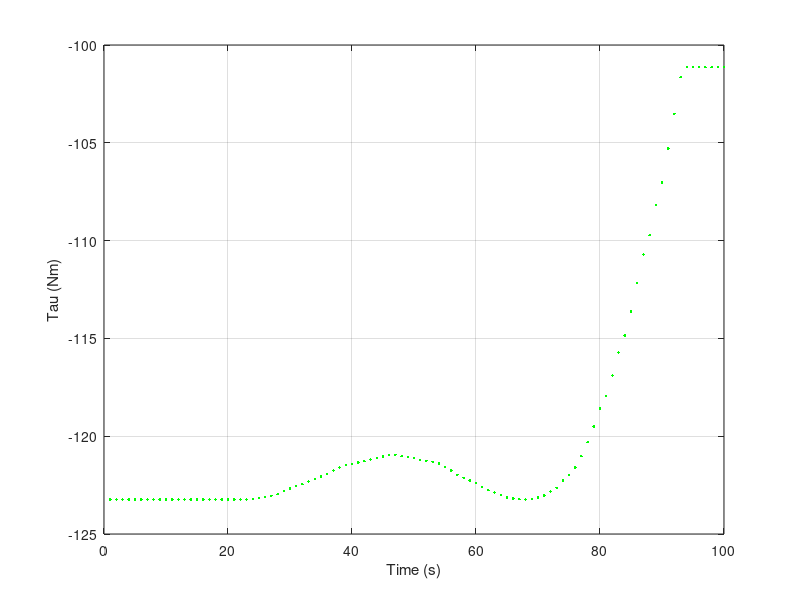

Write MATLAB code to recreate this figure.
%% TAO TAP HOP CAC DIEM QUY DAO MO PHONG
% syms l1 l2 l3 l4 l5 lc1 lc2 lc3 lc4 lc5
% syms t1 t2 t3 t4 t5
% syms Ixx1 Iyy1 Iyy2 Iyy3 Iyy4 Iyy5 Izz5
% syms m1 m2 m3 m4 m5

Ixx1 = 4.61147
Iyy1 = 29.9920
Iyy2 = 8.03322
Iyy3 = 16.04504
Iyy4 = 0.06328
Iyy5 = 0.24861 
Izz5 = 0.14388 

m1 = 27.5 %kg
m2 = 24.0
m3 = 25.0
m4 = 3.0
m5 = 15.0

l1 = 0.690 %m
l2 = 0.440
l3 = 0.500
l4 = 0.0
l5 = 0.230

lc1 = 0.660 %m
lc2 = 0.255
lc3 = 0.143
lc4 = 0.6
lc5 = 0.143

data = csvread('data_robot_tinh_toan.csv', 0, 1); % 'file.csv' là tên tệp CSV, 0 là số dòng bắt đầu (0 nếu không có dòng tiêu đ�?), 1 là số cột (cột thứ 2)

t1_array = data(:, 2)
t2_array = data(:, 3)
t3_array = data(:, 4)
t4_array = data(:, 5)
t5_array = data(:, 6)

t1_d_array = data(:, 8)
t2_d_array = data(:, 9)
t3_d_array = data(:, 10)
t4_d_array = data(:, 11)

t1 = 0 %rad
t2 = 0
t3 = 0
t4 = - pi / 2
t5 = 0

for i = 1:1:100

     t1 = t1_array(i) * pi / 180 %rad
     t2 = t2_array(i) * pi / 180
     t3 = t3_array(i) * pi / 180
     t4 = t4_array(i) * pi / 180
     t5 = t5_array(i) * pi / 180

     t1_d = t1_d_array(i) * pi / 180;
     t2_d = t2_d_array(i) * pi / 180;
     t3_d = t3_d_array(i) * pi / 180;
     t4_d = t4_d_array(i) * pi / 180;
     t5_d = 0;

     % TAO MA TRAN GIA TOC
     t1_dd = 0;
     t2_dd = 0;
     t3_dd = 0;
     t4_dd = 0;
     t5_dd = 0;

     q_dd = [t1_dd ; t2_dd ; t3_dd ; t4_dd ; t5_dd];

     %% RUT GON KET QUA BIEU THUC G
     G1 = 0
     G2 = (49*m4*(l3*cos(t2 + t3) + l2*cos(t2)))/5 + (49*m5*(l3*cos(t2 + t3) + l2*cos(t2)))/5 + (49*m3*(lc3*cos(t2 + t3) + l2*cos(t2)))/5 + (49*lc2*m2*cos(t2))/5
     G3 = (49*l3*m4*cos(t2 + t3))/5 + (49*l3*m5*cos(t2 + t3))/5 + (49*lc3*m3*cos(t2 + t3))/5
     G4 = 0
     G5 = 0

     G = [G1; G2; G3; G4; G5;]

     %% RUT GON KET QUA BIEU THUC D
     D11 = Iyy1 + Izz5 + Iyy2*cos(t2)*cos(t2) + Iyy3*cos(t2 + t3)*cos(t2 + t3) ...
     + m4*cos(t1)*cos(t1)*(cos(t2)*l2 + cos(t2 + t3)*...
     (l3))*(l3*cos(t2 + t3) + l2*cos(t2)) + m5*cos(t1)*cos(t1)*(cos(t2)*...
     (l2) + cos(t2 + t3)*l3)*(l3*cos(t2 + t3) + l2*cos(t2)) + m3*cos...
     (t1)*cos(t1)*(cos(t2)*l2 + cos(t2 + t3)*lc2)*...
     (lc3*cos(t2 + t3) + l2*cos(t2)) + m4*sin(t1)*sin(t1)*(cos(t2)*l2 + ...
     cos(t2 + t3)*l3)*(l3*cos(t2 + t3) + l2*cos(t2)) + m5*sin(t1)...
     *sin(t1)*(cos(t2)*l2 + cos(t2 + t3)*l3)*(l3*cos(t2 + ...
     t3) + l2*cos(t2)) + m3*sin(t1)*sin(t1)*(cos(t2)*l2 + cos(t2 + ...
     t3)*lc2)*(lc3*cos(t2 + t3) + l2*cos(t2)) + lc2*m2*cos(t1)*cos(...
     (t2))*lc2*cos(t1)*cos(t2) + lc2*m2*cos(t2)*sin(t1)*lc2*cos...
     (t2)*sin(t1)

     D12 = Iyy2*sin(t1)*sin(t2)*cos(t1)*cos(t2) - Iyy2*cos(t1)*sin(t2)...
     *cos(t2)*sin(t1) - m4*cos(t1)*sin(t1)*(cos(t2)*l2 + cos(t2 + ...
     t3)*l3)*(l3*sin(t2 + t3) + l2*sin(t2)) + m4*sin(t1)*cos(t1)*(cos...
     (t2)*l2 + cos(t2 + t3)*l3)*(l3*sin(t2 + t3) + l2*sin...
     (t2)) - m5*cos(t1)*sin(t1)*(cos(t2)*l2 + cos(t2 + t3)...
     *l3)*(l3*sin(t2 + t3) + l2*sin(t2)) + m5*sin(t1)*cos(t1)*(cos(t2)...
     *l2 + cos(t2 + t3)*l3)*(l3*sin(t2 + t3) + l2*sin(t2)) - ...
     m3*cos(t1)*sin(t1)*(cos(t2)*l2 + cos(t2 + t3)*...
     (lc3))*(lc3*sin(t2 + t3) + l2*sin(t2)) + m3*sin(t1)*cos(t1)*(cos(t2)*...
     (l2) + cos(t2 + t3)*lc2)*(lc3*sin(t2 + t3) + l2*sin(t2)) - Iyy3*cos...
     (t1)*sin(t2 + t3)*cos(t2 + t3)*sin(t1) + Iyy3*sin(t1)*sin...
     (t2 + t3)*cos(t2 + t3)*cos(t1) - lc2*m2*cos(t1)*cos(t2)*...
     (lc2)*sin(t1)*sin(t2) + lc2*m2*cos(t2)*sin(t1)*lc2*cos(t1)*sin(t2)

     D13 = Iyy3*sin(t1)*sin(t2 + t3)*cos(t2 + t3)*cos(t1) - Iyy3*cos(t1)...
     *sin(t2 + t3)*cos(t2 + t3)*sin(t1) - l3*m4*cos(t1)*sin(t2 + t3)*sin...
     (t1)*(cos(t2)*l2 + cos(t2 + t3)*l3) + l3*m4*sin(...
     (t1))*sin(t2 + t3)*cos(t1)*(cos(t2)*l2 + cos(t2 + t3)*...
     (l3)) - l3*m5*cos(t1)*sin(t2 + t3)*sin(t1)*(cos(t2)*l2 + cos(...
     (t2) + t3)*l3) + l3*m5*sin(t1)*sin(t2 + t3)*cos(t1)*(cos(t2)...
     *l2 + cos(t2 + t3)*l3) - lc3*m3*cos(t1)*sin(t2 + t3)...
     *sin(t1)*(cos(t2)*l2 + cos(t2 + t3)*lc2) + lc3*m3*sin...
     (t1)*sin(t2 + t3)*cos(t1)*(cos(t2)*l2 + cos(t2 + t3)...
     *lc2)

     D14 = 0

     D15 = -Izz5

     D21 = Iyy2*cos(t2)*(cos(t1)*sin(t1)*sin(t2) - sin(t1)*cos(t1)*sin(t2)) + ...
     Iyy3*cos(t2 + t3)*(cos(t1)*sin(t2 + t3)*sin(t1) - sin(t1)*sin...
     (t2 + t3)*cos(t1)) + m4*cos(t1)*sin(t1)*(l3*cos(t2 + t3) + l2*cos(t2))*(sin...
     (t2)*l2 + sin(t2 + t3)*l3) - m4*sin(t1)*cos(t1)*...
     (l3*cos(t2 + t3) + l2*cos(t2))*(sin(t2)*l2 + sin(t2 + t3)...
     *l3) + m5*cos(t1)*sin(t1)*(l3*cos(t2 + t3) + l2*cos(t2))*(sin(t2)...
     *l2 + sin(t2 + t3)*l3) - m5*sin(t1)*cos(t1)*(l3*cos(t2 ...
     + t3) + l2*cos(t2))*(sin(t2)*l2 + sin(t2 + t3)*l3) + ...
     m3*cos(t1)*sin(t1)*(lc3*cos(t2 + t3) + l2*cos(t2))*(sin(t2)*l2 + ...
     sin(t2 + t3)*lc2) - m3*sin(t1)*cos(t1)*(lc3*cos(t2 + t3) + ...
     l2*cos(t2))*(sin(t2)*l2 + sin(t2 + t3)*lc2) + ...
     lc2*m2*cos(t1)*sin(t2)*lc2*cos(t2)*sin(t1) - lc2*m2*sin(t1)...
     *sin(t2)*lc2*cos(t1)*cos(t2)

     D22 = sin(t1)*(Iyy5*(cos(t1)*cos(t5) + sin(t1)*sin(t5))*(cos(...
     (t1))*(cos(t1)*sin(t5) - cos(t5)*sin(t1)) + sin(t1)*(cos(t1)*cos(t5) + sin(t1)...
     *sin(t5))) - Iyy5*(cos(t1)*sin(t5) - cos(t5)*sin(t1))*(cos...
     (t1)*(cos(t1)*cos(t5) + sin(t1)*sin(t5)) - sin(t1)*(cos(t1)*sin(t5) - cos...
     (t5)*sin(t1)))) + cos(t1)*(Iyy3*cos(t1)*(cos(t1)*cos(t1) + sin(t1)...
     *sin(t1)) + Iyy3*sin(t1)*sin(t2 + t3)*(cos(t1)*sin(t2 + t3)...
     *sin(t1) - sin(t1)*sin(t2 + t3)*cos(t1))) + cos(t1)*(Iyy4*cos(t1)*(cos...
     (t1)*cos(t1) + sin(t1)*sin(t1)) + Iyy4*sin(t1)*(cos(t1)*sin...
     (t1) - sin(t1)*cos(t1))) + sin(t1)*(Iyy3*sin(t1)*(cos(t1)*cos(t1) + ...
     sin(t1)*sin(t1)) - Iyy3*cos(t1)*sin(t2 + t3)*(cos(t1)...
     *sin(t2 + t3)*sin(t1) - sin(t1)*sin(t2 + t3)*cos(t1))) - sin(t1)*(Iyy4*cos(...
     (t1))*(cos(t1)*sin(t1) - sin(t1)*cos(t1)) - Iyy4*sin(t1)*(cos(...
     (t1))*cos(t1) + sin(t1)*sin(t1))) + cos(t1)*(Iyy2*cos(t1)*(cos(t1)...
     *cos(t1) + sin(t1)*sin(t1)) + Iyy2*sin(t1)*sin(t2)*(cos(t1)...
     *sin(t1)*sin(t2) - sin(t1)*cos(t1)*sin(t2))) + sin(t1)*(Iyy2*sin(t1)*(cos...
     (t1)*cos(t1) + sin(t1)*sin(t1)) - Iyy2*cos(t1)*sin(t2)*(cos...
     (t1)*sin(t1)*sin(t2) - sin(t1)*cos(t1)*sin(t2))) + cos(t1)*(Iyy5*(cos...
     (t1)*cos(t5) + sin(t1)*sin(t5))*(cos(t1)*(cos(t1)*cos...
     (t5) + sin(t1)*sin(t5)) - sin(t1)*(cos(t1)*sin(t5) - cos(t5)*sin(t1))) + Iyy5*...
     (cos(t1)*sin(t5) - cos(t5)*sin(t1))*(cos(t1)*(cos(t1)...
     *sin(t5) - cos(t5)*sin(t1)) + sin(t1)*(cos(t1)*cos(t5) + sin(t1)*sin(t5)))) + ...
     m4*(cos(t2)*l2 + cos(t2 + t3)*l3)*(l3*cos(t2 + t3) + ...
     l2*cos(t2)) + m5*(cos(t2)*l2 + cos(t2 + t3)*l3)*(l3*cos...
     (t2 + t3) + l2*cos(t2)) + m3*(cos(t2)*l2 + cos(t2 + t3)*...
     (lc3))*(lc3*cos(t2 + t3) + l2*cos(t2)) + m4*cos(t1)*cos(t1)*(sin(t2)*...
     (l2) + sin(t2 + t3)*l3)*(l3*sin(t2 + t3) + l2*sin(t2)) + m5*cos...
     (t1)*cos(t1)*(sin(t2)*l2 + sin(t2 + t3)*l3)*...
     (l3*sin(t2 + t3) + l2*sin(t2)) + m3*cos(t1)*cos(t1)*(sin(t2)*l2 + ...
     sin(t2 + t3)*lc2)*(lc3*sin(t2 + t3) + l2*sin(t2)) + lc2*m2*cos(...
     (t2))*lc2*cos(t2) + m4*sin(t1)*sin(t1)*(sin(t2)*l2 + sin(...
     (t2) + t3)*l3)*(l3*sin(t2 + t3) + l2*sin(t2)) + m5*sin(t1)*sin(t1)*...
     (sin(t2)*l2 + sin(t2 + t3)*l3)*(l3*sin(t2 + t3) + ...
     l2*sin(t2)) + m3*sin(t1)*sin(t1)*(sin(t2)*l2 + sin(t2 + ...
     (t3))*lc2)*(lc3*sin(t2 + t3) + l2*sin(t2)) + lc2*m2*cos(t1)*sin(t2)...
     *lc2*cos(t1)*sin(t2) + lc2*m2*sin(t1)*sin(t2)*lc2*sin(t1)*sin...
     (t2)

     D23 = sin(t1)*(Iyy5*(cos(t1)*cos(t5) + sin(t1)*sin(t5))*(cos(...
     (t1))*(cos(t1)*sin(t5) - cos(t5)*sin(t1)) + sin(t1)*(cos(t1)*cos(t5) + sin(t1)...
     *sin(t5))) - Iyy5*(cos(t1)*sin(t5) - cos(t5)*sin(t1))*(cos...
     (t1)*(cos(t1)*cos(t5) + sin(t1)*sin(t5)) - sin(t1)*(cos(t1)*sin(t5) - cos...
     (t5)*sin(t1)))) + cos(t1)*(Iyy3*cos(t1)*(cos(t1)*cos(t1) + sin(t1)...
     *sin(t1)) + Iyy3*sin(t1)*sin(t2 + t3)*(cos(t1)*sin(t2 + t3)...
     *sin(t1) - sin(t1)*sin(t2 + t3)*cos(t1))) + cos(t1)*(Iyy4*cos(t1)*(cos...
     (t1)*cos(t1) + sin(t1)*sin(t1)) + Iyy4*sin(t1)*(cos(t1)*sin...
     (t1) - sin(t1)*cos(t1))) + sin(t1)*(Iyy3*sin(t1)*(cos(t1)*cos(t1) + ...
     sin(t1)*sin(t1)) - Iyy3*cos(t1)*sin(t2 + t3)*(cos(t1)...
     *sin(t2 + t3)*sin(t1) - sin(t1)*sin(t2 + t3)*cos(t1))) - sin(t1)*(Iyy4*cos(...
     (t1))*(cos(t1)*sin(t1) - sin(t1)*cos(t1)) - Iyy4*sin(t1)*(cos(...
     (t1))*cos(t1) + sin(t1)*sin(t1))) + cos(t1)*(Iyy5*(cos(t1)*cos(t5) ...
     + sin(t1)*sin(t5))*(cos(t1)*(cos(t1)*cos(t5) + sin(t1)*sin(t5)) - ...
     sin(t1)*(cos(t1)*sin(t5) - cos(t5)*sin(t1))) + Iyy5*(cos(t1)*sin(...
     (t5)) - cos(t5)*sin(t1))*(cos(t1)*(cos(t1)*sin(t5) - cos(t5)*sin...
     (t1)) + sin(t1)*(cos(t1)*cos(t5) + sin(t1)*sin(t5)))) + l3*m4*cos(t2 + t3)*(cos...
     (t2)*l2 + cos(t2 + t3)*l3) + l3*m5*cos(t2 + t3)*(cos...
     (t2)*l2 + cos(t2 + t3)*l3) + lc3*m3*cos(t2 + t3)*(cos...
     (t2)*l2 + cos(t2 + t3)*lc2) + l3*m4*cos(t1)*sin...
     (t2 + t3)*cos(t1)*(sin(t2)*l2 + sin(t2 + t3)*l3) + ...
     l3*m5*cos(t1)*sin(t2 + t3)*cos(t1)*(sin(t2)*l2 + sin(t2 + ...
     t3)*l3) + lc3*m3*cos(t1)*sin(t2 + t3)*cos(t1)*(sin(t2)*...
     (l2) + sin(t2 + t3)*lc2) + l3*m4*sin(t1)*sin(t2 + t3)*sin(t1)...
     *(sin(t2)*l2 + sin(t2 + t3)*l3) + l3*m5*sin(t1)...
     *sin(t2 + t3)*sin(t1)*(sin(t2)*l2 + sin(t2 + t3)*l3) + ...
     lc3*m3*sin(t1)*sin(t2 + t3)*sin(t1)*(sin(t2)*l2 + sin(t2 + ...
     t3)*lc2)

     D24 = sin(t1)*(Iyy5*(cos(t1)*cos(t5) + sin(t1)*sin(t5))*(cos(...
     (t1))*(cos(t1)*sin(t5) - cos(t5)*sin(t1)) + sin(t1)*(cos(t1)*cos(t5) + sin(t1)...
     *sin(t5))) - Iyy5*(cos(t1)*sin(t5) - cos(t5)*sin(t1))*(cos...
     (t1)*(cos(t1)*cos(t5) + sin(t1)*sin(t5)) - sin(t1)*(cos(t1)*sin(t5) - cos...
     (t5)*sin(t1)))) + cos(t1)*(Iyy4*cos(t1)*(cos(t1)*cos(t1) + sin(t1)...
     *sin(t1)) + Iyy4*sin(t1)*(cos(t1)*sin(t1) - sin(t1)*cos(t1))) - sin...
     (t1)*(Iyy4*cos(t1)*(cos(t1)*sin(t1) - sin(t1)*cos(t1)) - Iyy4*sin...
     (t1)*(cos(t1)*cos(t1) + sin(t1)*sin(t1))) + cos(t1)*(Iyy5*(cos(...
     (t1))*cos(t5) + sin(t1)*sin(t5))*(cos(t1)*(cos(t1)*cos(t5) + ...
     sin(t1)*sin(t5)) - sin(t1)*(cos(t1)*sin(t5) - cos(t5)*sin(t1))) + Iyy5*(cos...
     (t1)*sin(t5) - cos(t5)*sin(t1))*(cos(t1)*(cos(t1)*sin...
     (t5) - cos(t5)*sin(t1)) + sin(t1)*(cos(t1)*cos(t5) + sin(t1)*sin(t5))))

     D25 = 0

     D31 = Iyy3*cos(t2 + t3)*(cos(t1)*sin(t2 + t3)*sin(t1) - sin(t1)*sin...
     (t2 + t3)*cos(t1)) + m4*cos(t1)*sin(t2 + t3)*l3*sin(t1)*...
     (l3*cos(t2 + t3) + l2*cos(t2)) - m4*sin(t1)*sin(t2 + t3)*l3...
     *cos(t1)*(l3*cos(t2 + t3) + l2*cos(t2)) + m5*cos(t1)*sin(t2 + t3)...
     *l3*sin(t1)*(l3*cos(t2 + t3) + l2*cos(t2)) - m5*sin(t1)*sin(t2 + ...
     t3)*l3*cos(t1)*(l3*cos(t2 + t3) + l2*cos(t2)) + m3*cos(t1)*sin(...
     (t2) + t3)*lc2*sin(t1)*(lc3*cos(t2 + t3) + l2*cos(t2)) - m3*sin(t1)...
     *sin(t2 + t3)*lc2*cos(t1)*(lc3*cos(t2 + t3) + l2*cos(t2))

     D32 = sin(t1)*(Iyy5*(cos(t1)*cos(t5) + sin(t1)*sin(t5))*(cos(...
     (t1))*(cos(t1)*sin(t5) - cos(t5)*sin(t1)) + sin(t1)*(cos(t1)*cos(t5) + sin(t1)...
     *sin(t5))) - Iyy5*(cos(t1)*sin(t5) - cos(t5)*sin(t1))*(cos...
     (t1)*(cos(t1)*cos(t5) + sin(t1)*sin(t5)) - sin(t1)*(cos(t1)*sin(t5) - cos...
     (t5)*sin(t1)))) + cos(t1)*(Iyy3*cos(t1)*(cos(t1)*cos(t1) + sin(t1)...
     *sin(t1)) + Iyy3*sin(t1)*sin(t2 + t3)*(cos(t1)*sin(t2 + t3)...
     *sin(t1) - sin(t1)*sin(t2 + t3)*cos(t1))) + cos(t1)*(Iyy4*cos(t1)*(cos...
     (t1)*cos(t1) + sin(t1)*sin(t1)) + Iyy4*sin(t1)*(cos(t1)*sin...
     (t1) - sin(t1)*cos(t1))) + sin(t1)*(Iyy3*sin(t1)*(cos(t1)*cos(t1) + ...
     sin(t1)*sin(t1)) - Iyy3*cos(t1)*sin(t2 + t3)*(cos(t1)...
     *sin(t2 + t3)*sin(t1) - sin(t1)*sin(t2 + t3)*cos(t1))) - sin(t1)*(Iyy4*cos(...
     (t1))*(cos(t1)*sin(t1) - sin(t1)*cos(t1)) - Iyy4*sin(t1)*(cos(...
     (t1))*cos(t1) + sin(t1)*sin(t1))) + cos(t1)*(Iyy5*(cos(t1)*cos(t5) ...
     + sin(t1)*sin(t5))*(cos(t1)*(cos(t1)*cos(t5) + sin(t1)*sin(t5)) - ...
     sin(t1)*(cos(t1)*sin(t5) - cos(t5)*sin(t1))) + Iyy5*(cos(t1)*sin(...
     (t5)) - cos(t5)*sin(t1))*(cos(t1)*(cos(t1)*sin(t5) - cos(t5)*sin...
     (t1)) + sin(t1)*(cos(t1)*cos(t5) + sin(t1)*sin(t5)))) + m4*cos(t2 + ...
     (t3))*l3*(l3*cos(t2 + t3) + l2*cos(t2)) + m5*cos(t2 + t3)*l3*...
     (l3*cos(t2 + t3) + l2*cos(t2)) + m3*cos(t2 + t3)*lc2*(lc3*cos(t2 + ...
     t3) + l2*cos(t2)) + m4*cos(t1)*sin(t2 + t3)*l3*cos(t1)*...
     (l3*sin(t2 + t3) + l2*sin(t2)) + m5*cos(t1)*sin(t2 + t3)*l3...
     *cos(t1)*(l3*sin(t2 + t3) + l2*sin(t2)) + m3*cos(t1)*sin(t2 + t3)...
     *lc2*cos(t1)*(lc3*sin(t2 + t3) + l2*sin(t2)) + m4*sin(t1)*sin(t2 + ...
     t3)*l3*sin(t1)*(l3*sin(t2 + t3) + l2*sin(t2)) + m5*sin(t1)*sin(...
     (t2) + t3)*l3*sin(t1)*(l3*sin(t2 + t3) + l2*sin(t2)) + m3*sin(t1)...
     *sin(t2 + t3)*lc2*sin(t1)*(lc3*sin(t2 + t3) + l2*sin(t2))

     D33 = sin(t1)*(Iyy5*(cos(t1)*cos(t5) + sin(t1)*sin(t5))*(cos(...
     (t1))*(cos(t1)*sin(t5) - cos(t5)*sin(t1)) + sin(t1)*(cos(t1)*cos(t5) + sin(t1)...
     *sin(t5))) - Iyy5*(cos(t1)*sin(t5) - cos(t5)*sin(t1))*(cos...
     (t1)*(cos(t1)*cos(t5) + sin(t1)*sin(t5)) - sin(t1)*(cos(t1)*sin(t5) - cos...
     (t5)*sin(t1)))) + cos(t1)*(Iyy3*cos(t1)*(cos(t1)*cos(t1) + sin(t1)...
     *sin(t1)) + Iyy3*sin(t1)*sin(t2 + t3)*(cos(t1)*sin(t2 + t3)...
     *sin(t1) - sin(t1)*sin(t2 + t3)*cos(t1))) + cos(t1)*(Iyy4*cos(t1)*(cos...
     (t1)*cos(t1) + sin(t1)*sin(t1)) + Iyy4*sin(t1)*(cos(t1)*sin...
     (t1) - sin(t1)*cos(t1))) + sin(t1)*(Iyy3*sin(t1)*(cos(t1)*cos(t1) + ...
     sin(t1)*sin(t1)) - Iyy3*cos(t1)*sin(t2 + t3)*(cos(t1)...
     *sin(t2 + t3)*sin(t1) - sin(t1)*sin(t2 + t3)*cos(t1))) - sin(t1)*(Iyy4*cos(...
     (t1))*(cos(t1)*sin(t1) - sin(t1)*cos(t1)) - Iyy4*sin(t1)*(cos(...
     (t1))*cos(t1) + sin(t1)*sin(t1))) + cos(t1)*(Iyy5*(cos(t1)*cos(t5) ...
     + sin(t1)*sin(t5))*(cos(t1)*(cos(t1)*cos(t5) + sin(t1)*sin(t5)) - ...
     sin(t1)*(cos(t1)*sin(t5) - cos(t5)*sin(t1))) + Iyy5*(cos(t1)*sin(...
     (t5)) - cos(t5)*sin(t1))*(cos(t1)*(cos(t1)*sin(t5) - cos(t5)*sin...
     (t1)) + sin(t1)*(cos(t1)*cos(t5) + sin(t1)*sin(t5)))) + l3*m4*cos(t2 + ...
     t3)*cos(t2 + t3)*l3 + l3*m5*cos(t2 + t3)*cos(t2 + t3)*...
     (l3) + lc3*m3*cos(t2 + t3)*cos(t2 + t3)*lc2 + l3*m4*cos(t1)...
     *sin(t2 + t3)*sin(t2 + t3)*l3*cos(t1) + l3*m5*cos(t1)*sin...
     (t2 + t3)*sin(t2 + t3)*l3*cos(t1) + lc3*m3*cos(t1)*sin(...
     (t2) + t3)*sin(t2 + t3)*lc2*cos(t1) + l3*m4*sin(t1)*sin(t2 + ...
     t3)*sin(t2 + t3)*l3*sin(t1) + l3*m5*sin(t1)*sin(t2 + ...
     (t3))*sin(t2 + t3)*l3*sin(t1) + lc3*m3*sin(t1)*sin(t2 + t3)...
     *sin(t2 + t3)*lc2*sin(t1)

     D34 = sin(t1)*(Iyy5*(cos(t1)*cos(t5) + sin(t1)*sin(t5))*(cos(...
     (t1))*(cos(t1)*sin(t5) - cos(t5)*sin(t1)) + sin(t1)*(cos(t1)*cos(t5) + sin(t1)...
     *sin(t5))) - Iyy5*(cos(t1)*sin(t5) - cos(t5)*sin(t1))*(cos...
     (t1)*(cos(t1)*cos(t5) + sin(t1)*sin(t5)) - sin(t1)*(cos(t1)*sin(t5) - cos...
     (t5)*sin(t1)))) + cos(t1)*(Iyy4*cos(t1)*(cos(t1)*cos(t1) + sin(t1)...
     *sin(t1)) + Iyy4*sin(t1)*(cos(t1)*sin(t1) - sin(t1)*cos(t1))) - sin...
     (t1)*(Iyy4*cos(t1)*(cos(t1)*sin(t1) - sin(t1)*cos(t1)) - Iyy4*sin...
     (t1)*(cos(t1)*cos(t1) + sin(t1)*sin(t1))) + cos(t1)*(Iyy5*(cos(...
     (t1))*cos(t5) + sin(t1)*sin(t5))*(cos(t1)*(cos(t1)*cos(t5) + ...
     sin(t1)*sin(t5)) - sin(t1)*(cos(t1)*sin(t5) - cos(t5)*sin(t1))) + Iyy5*(cos...
     (t1)*sin(t5) - cos(t5)*sin(t1))*(cos(t1)*(cos(t1)*sin...
     (t5) - cos(t5)*sin(t1)) + sin(t1)*(cos(t1)*cos(t5) + sin(t1)*sin(t5))))

     D35 = 0

     D41 = 0

     D42 = sin(t1)*(Iyy5*(cos(t1)*cos(t5) + sin(t1)*sin(t5))*(cos(...
     (t1))*(cos(t1)*sin(t5) - cos(t5)*sin(t1)) + sin(t1)*(cos(t1)*cos(t5) + sin(t1)...
     *sin(t5))) - Iyy5*(cos(t1)*sin(t5) - cos(t5)*sin(t1))*(cos...
     (t1)*(cos(t1)*cos(t5) + sin(t1)*sin(t5)) - sin(t1)*(cos(t1)*sin(t5) - cos...
     (t5)*sin(t1)))) + cos(t1)*(Iyy4*cos(t1)*(cos(t1)*cos(t1) + sin(t1)...
     *sin(t1)) + Iyy4*sin(t1)*(cos(t1)*sin(t1) - sin(t1)*cos(t1))) - sin...
     (t1)*(Iyy4*cos(t1)*(cos(t1)*sin(t1) - sin(t1)*cos(t1)) - Iyy4*sin...
     (t1)*(cos(t1)*cos(t1) + sin(t1)*sin(t1))) + cos(t1)*(Iyy5*(cos(...
     (t1))*cos(t5) + sin(t1)*sin(t5))*(cos(t1)*(cos(t1)*cos(t5) + ...
     sin(t1)*sin(t5)) - sin(t1)*(cos(t1)*sin(t5) - cos(t5)*sin(t1))) + Iyy5*(cos...
     (t1)*sin(t5) - cos(t5)*sin(t1))*(cos(t1)*(cos(t1)*sin...
     (t5) - cos(t5)*sin(t1)) + sin(t1)*(cos(t1)*cos(t5) + sin(t1)*sin(t5))))

     D43 = sin(t1)*(Iyy5*(cos(t1)*cos(t5) + sin(t1)*sin(t5))*(cos(...
     (t1))*(cos(t1)*sin(t5) - cos(t5)*sin(t1)) + sin(t1)*(cos(t1)*cos(t5) + sin(t1)...
     *sin(t5))) - Iyy5*(cos(t1)*sin(t5) - cos(t5)*sin(t1))*(cos...
     (t1)*(cos(t1)*cos(t5) + sin(t1)*sin(t5)) - sin(t1)*(cos(t1)*sin(t5) - cos...
     (t5)*sin(t1)))) + cos(t1)*(Iyy4*cos(t1)*(cos(t1)*cos(t1) + sin(t1)...
     *sin(t1)) + Iyy4*sin(t1)*(cos(t1)*sin(t1) - sin(t1)*cos(t1))) - sin...
     (t1)*(Iyy4*cos(t1)*(cos(t1)*sin(t1) - sin(t1)*cos(t1)) - Iyy4*sin...
     (t1)*(cos(t1)*cos(t1) + sin(t1)*sin(t1))) + cos(t1)*(Iyy5*(cos(...
     (t1))*cos(t5) + sin(t1)*sin(t5))*(cos(t1)*(cos(t1)*cos(t5) + ...
     sin(t1)*sin(t5)) - sin(t1)*(cos(t1)*sin(t5) - cos(t5)*sin(t1))) + Iyy5*(cos...
     (t1)*sin(t5) - cos(t5)*sin(t1))*(cos(t1)*(cos(t1)*sin...
     (t5) - cos(t5)*sin(t1)) + sin(t1)*(cos(t1)*cos(t5) + sin(t1)*sin(t5))))

     D44 = sin(t1)*(Iyy5*(cos(t1)*cos(t5) + sin(t1)*sin(t5))*(cos(...
     (t1))*(cos(t1)*sin(t5) - cos(t5)*sin(t1)) + sin(t1)*(cos(t1)*cos(t5) + sin(t1)...
     *sin(t5))) - Iyy5*(cos(t1)*sin(t5) - cos(t5)*sin(t1))*(cos...
     (t1)*(cos(t1)*cos(t5) + sin(t1)*sin(t5)) - sin(t1)*(cos(t1)*sin(t5) - cos...
     (t5)*sin(t1)))) + cos(t1)*(Iyy4*cos(t1)*(cos(t1)*cos(t1) + sin(t1)...
     *sin(t1)) + Iyy4*sin(t1)*(cos(t1)*sin(t1) - sin(t1)*cos(t1))) - sin...
     (t1)*(Iyy4*cos(t1)*(cos(t1)*sin(t1) - sin(t1)*cos(t1)) - Iyy4*sin...
     (t1)*(cos(t1)*cos(t1) + sin(t1)*sin(t1))) + cos(t1)*(Iyy5*(cos(...
     (t1))*cos(t5) + sin(t1)*sin(t5))*(cos(t1)*(cos(t1)*cos(t5) + ...
     sin(t1)*sin(t5)) - sin(t1)*(cos(t1)*sin(t5) - cos(t5)*sin(t1))) + Iyy5*(cos...
     (t1)*sin(t5) - cos(t5)*sin(t1))*(cos(t1)*(cos(t1)*sin...
     (t5) - cos(t5)*sin(t1)) + sin(t1)*(cos(t1)*cos(t5) + sin(t1)*sin(t5))))

     D45 = 0

     D51 = -Izz5

     D52 = 0

     D53 = 0

     D54 = 0

     D55 = Izz5

     %% RUT GON KET QUA BIEU THUC V
     V1 = t3_d^2*(Iyy3*cos(t1)*sin(t2 + t3)*sin(t2 + t3)*sin(t1) - Iyy3*sin...
     (t1)*sin(t2 + t3)*sin(t2 + t3)*cos(t1) - Iyy3*cos(t1)*cos...
     (t2 + t3)*cos(t2 + t3)*sin(t1) + Iyy3*sin(t1)*cos(t2 + ...
     (t3))*cos(t2 + t3)*cos(t1) - l3*m4*cos(t1)*cos(t2 + t3)*sin(t1)*(cos(t2)...
     *l2 + cos(t2 + t3)*l3) + l3*m4*sin(t1)*cos(t2 + t3)*cos...
     (t1)*(cos(t2)*l2 + cos(t2 + t3)*l3) - l3*m5*cos(...
     (t1))*cos(t2 + t3)*sin(t1)*(cos(t2)*l2 + cos(t2 + t3)*...
     (l3)) + l3*m5*sin(t1)*cos(t2 + t3)*cos(t1)*(cos(t2)*l2 + cos(...
     (t2) + t3)*l3) - lc3*m3*cos(t1)*cos(t2 + t3)*sin(t1)*(cos(t2)...
     *l2 + cos(t2 + t3)*lc2) + lc3*m3*sin(t1)*cos(t2 + t3)...
     *cos(t1)*(cos(t2)*l2 + cos(t2 + t3)*lc2) + l3*m4*cos...
     (t1)*sin(t2 + t3)*sin(t2 + t3)*l3*sin(t1) - l3*m4*sin(...
     (t1))*sin(t2 + t3)*sin(t2 + t3)*l3*cos(t1) + l3*m5*cos(t1)...
     *sin(t2 + t3)*sin(t2 + t3)*l3*sin(t1) - l3*m5*sin(t1)*sin...
     (t2 + t3)*sin(t2 + t3)*l3*cos(t1) + lc3*m3*cos(t1)*sin(...
     (t2) + t3)*sin(t2 + t3)*lc2*sin(t1) - lc3*m3*sin(t1)*sin(t2 + ...
     t3)*sin(t2 + t3)*lc2*cos(t1)) + t2_d^2*(Iyy3*cos(t1)*sin(t2 + ...
     t3)*sin(t2 + t3)*sin(t1) - Iyy3*sin(t1)*sin(t2 + t3)*sin(t2 + ...
     t3)*cos(t1) + m4*cos(t1)*sin(t1)*(sin(t2)*l2 + sin(t2 + ...
     (t3))*l3)*(l3*sin(t2 + t3) + l2*sin(t2)) - m4*sin(t1)*cos(t1)*(sin(...
     (t2))*l2 + sin(t2 + t3)*l3)*(l3*sin(t2 + t3) + l2*sin(t2)) + ...
     m5*cos(t1)*sin(t1)*(sin(t2)*l2 + sin(t2 + t3)*l3)...
     *(l3*sin(t2 + t3) + l2*sin(t2)) - m5*sin(t1)*cos(t1)*(sin(t2)*l2 + ...
     sin(t2 + t3)*l3)*(l3*sin(t2 + t3) + l2*sin(t2)) + m3*cos(t1)...
     *sin(t1)*(sin(t2)*l2 + sin(t2 + t3)*lc2)*(lc3*sin(t2 + ...
     t3) + l2*sin(t2)) - m3*sin(t1)*cos(t1)*(sin(t2)*l2 + sin(t2 + ...
     t3)*lc2)*(lc3*sin(t2 + t3) + l2*sin(t2)) - m4*cos(t1)*sin(t1)*(cos...
     (t2)*l2 + cos(t2 + t3)*l3)*(l3*cos(t2 + t3) + l2*cos...
     (t2)) + m4*sin(t1)*cos(t1)*(cos(t2)*l2 + cos(t2 + t3)...
     *l3)*(l3*cos(t2 + t3) + l2*cos(t2)) - m5*cos(t1)*sin(t1)*(cos(t2)...
     *l2 + cos(t2 + t3)*l3)*(l3*cos(t2 + t3) + l2*cos(t2)) + ...
     m5*sin(t1)*cos(t1)*(cos(t2)*l2 + cos(t2 + t3)*l3)...
     *(l3*cos(t2 + t3) + l2*cos(t2)) - m3*cos(t1)*sin(t1)*(cos(t2)*l2 + ...
     cos(t2 + t3)*lc2)*(lc3*cos(t2 + t3) + l2*cos(t2)) + m3*sin(...
     (t1))*cos(t1)*(cos(t2)*l2 + cos(t2 + t3)*lc2)*(lc3*cos...
     (t2 + t3) + l2*cos(t2)) - Iyy2*cos(t1)*cos(t2)*cos(t2)*sin(t1) + Iyy2*cos...
     (t2)*sin(t1)*cos(t1)*cos(t2) - Iyy3*cos(t1)*cos(t2 + ...
     (t3))*cos(t2 + t3)*sin(t1) + Iyy3*sin(t1)*cos(t2 + t3)*cos(t2 + t3)...
     *cos(t1) + Iyy2*cos(t1)*sin(t2)*sin(t1)*sin(t2) - Iyy2*sin(t1)*sin...
     (t2)*cos(t1)*sin(t2) - lc2*m2*cos(t1)*cos(t2)*lc2*cos(t2)*sin...
     (t1) + lc2*m2*cos(t2)*sin(t1)*lc2*cos(t1)*cos(t2) + lc2*m2*cos(...
     (t1))*sin(t2)*lc2*sin(t1)*sin(t2) - lc2*m2*sin(t1)*sin(t2)...
     *lc2*cos(t1)*sin(t2)) + t2_d*t3_d*(Iyy3*cos(t1)*sin(t2 + t3)...
     *sin(t2 + t3)*sin(t1) - Iyy3*sin(t1)*sin(t2 + t3)*sin(t2 + t3)*cos...
     (t1) - Iyy3*cos(t1)*cos(t2 + t3)*cos(t2 + t3)*sin(t1) + Iyy3*sin...
     (t1)*cos(t2 + t3)*cos(t2 + t3)*cos(t1) - l3*m4*cos(t1)*cos(t2 ...
     + t3)*sin(t1)*(cos(t2)*l2 + cos(t2 + t3)*l3) + ...
     l3*m4*sin(t1)*cos(t2 + t3)*cos(t1)*(cos(t2)*l2 + cos(t2 + ...
     t3)*l3) - l3*m5*cos(t1)*cos(t2 + t3)*sin(t1)*(cos(t2)*...
     (l2) + cos(t2 + t3)*l3) + l3*m5*sin(t1)*cos(t2 + t3)*cos(t1)*...
     (cos(t2)*l2 + cos(t2 + t3)*l3) - lc3*m3*cos(t1)...
     *cos(t2 + t3)*sin(t1)*(cos(t2)*l2 + cos(t2 + t3)*lc2) + ...
     lc3*m3*sin(t1)*cos(t2 + t3)*cos(t1)*(cos(t2)*l2 + cos(t2 + ...
     t3)*lc2) + m4*cos(t1)*sin(t2 + t3)*l3*sin(t1)*...
     (l3*sin(t2 + t3) + l2*sin(t2)) - m4*sin(t1)*sin(t2 + t3)*l3...
     *cos(t1)*(l3*sin(t2 + t3) + l2*sin(t2)) + m5*cos(t1)*sin(t2 + t3)...
     *l3*sin(t1)*(l3*sin(t2 + t3) + l2*sin(t2)) - m5*sin(t1)*sin(t2 + ...
     t3)*l3*cos(t1)*(l3*sin(t2 + t3) + l2*sin(t2)) + m3*cos(t1)*sin(...
     (t2) + t3)*lc2*sin(t1)*(lc3*sin(t2 + t3) + l2*sin(t2)) - m3*sin(t1)...
     *sin(t2 + t3)*lc2*cos(t1)*(lc3*sin(t2 + t3) + l2*sin(t2))) - ...
     t1_d*t2_d*(Iyy2*cos(t2)*sin(t2) + Iyy2*sin(t2)*cos(t2) + Iyy3*cos(...
     (t2) + t3)*sin(t2 + t3) + Iyy3*sin(t2 + t3)*cos(t2 + t3) + m4*sin...
     (t1)*sin(t1)*(cos(t2)*l2 + cos(t2 + t3)*l3)*...
     (l3*sin(t2 + t3) + l2*sin(t2)) + m4*sin(t1)*sin(t1)*(l3*cos(t2 + t3) + l2*cos...
     (t2))*(sin(t2)*l2 + sin(t2 + t3)*l3) + m5*sin(t1)...
     *sin(t1)*(cos(t2)*l2 + cos(t2 + t3)*l3)*(l3*sin(t2 + ...
     t3) + l2*sin(t2)) + m5*sin(t1)*sin(t1)*(l3*cos(t2 + t3) + l2*cos(t2))*(sin(...
     (t2))*l2 + sin(t2 + t3)*l3) + m3*sin(t1)*sin(t1)*(cos...
     (t2)*l2 + cos(t2 + t3)*lc2)*(lc3*sin(t2 + t3) + l2*sin...
     (t2)) + m3*sin(t1)*sin(t1)*(lc3*cos(t2 + t3) + l2*cos(t2))*(sin(t2)*...
     (l2) + sin(t2 + t3)*lc2) + m4*cos(t1)*cos(t1)*(cos(t2)...
     *l2 + cos(t2 + t3)*l3)*(l3*sin(t2 + t3) + l2*sin(t2)) + ...
     m4*cos(t1)*cos(t1)*(l3*cos(t2 + t3) + l2*cos(t2))*(sin(t2)*l2 + sin...
     (t2 + t3)*l3) + m5*cos(t1)*cos(t1)*(cos(t2)*l2 + ...
     cos(t2 + t3)*l3)*(l3*sin(t2 + t3) + l2*sin(t2)) + m5*cos(t1)...
     *cos(t1)*(l3*cos(t2 + t3) + l2*cos(t2))*(sin(t2)*l2 + sin(t2 + ...
     (t3))*l3) + m3*cos(t1)*cos(t1)*(cos(t2)*l2 + cos(t2 + ...
     t3)*lc2)*(lc3*sin(t2 + t3) + l2*sin(t2)) + m3*cos(t1)*cos(t1)*...
     (lc3*cos(t2 + t3) + l2*cos(t2))*(sin(t2)*l2 + sin(t2 + t3)...
     *lc2) + lc2*m2*cos(t1)*cos(t2)*lc2*cos(t1)*sin(t2) + ...
     lc2*m2*cos(t1)*sin(t2)*lc2*cos(t1)*cos(t2) + lc2*m2*cos(t2)...
     *sin(t1)*lc2*sin(t1)*sin(t2) + lc2*m2*sin(t1)*sin(t2)*...
     (lc2)*cos(t2)*sin(t1)) - t1_d*t3_d*(Iyy3*cos(t2 + t3)*sin(t2 + t3) + ...
     Iyy3*sin(t2 + t3)*cos(t2 + t3) + l3*m4*cos(t1)*sin(t2 + t3)*cos(t1)...
     *(cos(t2)*l2 + cos(t2 + t3)*l3) + l3*m5*cos(t1)...
     *sin(t2 + t3)*cos(t1)*(cos(t2)*l2 + cos(t2 + t3)*l3) + ...
     lc3*m3*cos(t1)*sin(t2 + t3)*cos(t1)*(cos(t2)*l2 + cos(t2 + ...
     t3)*lc2) + l3*m4*sin(t1)*sin(t2 + t3)*sin(t1)*(cos(t2)*...
     (l2) + cos(t2 + t3)*l3) + l3*m5*sin(t1)*sin(t2 + t3)*sin(t1)*...
     (cos(t2)*l2 + cos(t2 + t3)*l3) + lc3*m3*sin(t1)...
     *sin(t2 + t3)*sin(t1)*(cos(t2)*l2 + cos(t2 + t3)*lc2) + ...
     m4*cos(t1)*sin(t2 + t3)*l3*cos(t1)*(l3*cos(t2 + t3) + l2*cos...
     (t2)) + m5*cos(t1)*sin(t2 + t3)*l3*cos(t1)*(l3*cos(t2 + t3) + ...
     l2*cos(t2)) + m3*cos(t1)*sin(t2 + t3)*lc2*cos(t1)*(lc3*cos(t2 ...
     + t3) + l2*cos(t2)) + m4*sin(t1)*sin(t2 + t3)*l3*sin(t1)*...
     (l3*cos(t2 + t3) + l2*cos(t2)) + m5*sin(t1)*sin(t2 + t3)*l3...
     *sin(t1)*(l3*cos(t2 + t3) + l2*cos(t2)) + m3*sin(t1)*sin(t2 + t3)...
     *lc2*sin(t1)*(lc3*cos(t2 + t3) + l2*cos(t2))) + t2_d*t3_d*(Iyy3*cos(t1)...
     *sin(t2 + t3)*sin(t2 + t3)*sin(t1) - Iyy3*sin(t1)*sin(t2 + ...
     t3)*sin(t2 + t3)*cos(t1) - Iyy3*cos(t1)*cos(t2 + t3)*cos(t2 + ...
     t3)*sin(t1) + Iyy3*sin(t1)*cos(t2 + t3)*cos(t2 + t3)*cos(t1) - ...
     l3*m4*cos(t1)*cos(t2 + t3)*sin(t1)*(cos(t2)*l2 + cos(t2 + ...
     t3)*l3) + l3*m4*sin(t1)*cos(t2 + t3)*cos(t1)*(cos(t2)*...
     (l2) + cos(t2 + t3)*l3) - l3*m5*cos(t1)*cos(t2 + t3)*sin(t1)*...
     (cos(t2)*l2 + cos(t2 + t3)*l3) + l3*m5*sin(t1)...
     *cos(t2 + t3)*cos(t1)*(cos(t2)*l2 + cos(t2 + t3)*l3) - ...
     lc3*m3*cos(t1)*cos(t2 + t3)*sin(t1)*(cos(t2)*l2 + cos(t2 + ...
     t3)*lc2) + lc3*m3*sin(t1)*cos(t2 + t3)*cos(t1)*(cos(t2)*...
     (l2) + cos(t2 + t3)*lc2) + l3*m4*cos(t1)*sin(t2 + t3)*sin(t1)...
     *(sin(t2)*l2 + sin(t2 + t3)*l3) - l3*m4*sin(t1)...
     *sin(t2 + t3)*cos(t1)*(sin(t2)*l2 + sin(t2 + t3)*l3) + ...
     l3*m5*cos(t1)*sin(t2 + t3)*sin(t1)*(sin(t2)*l2 + sin(t2 + ...
     t3)*l3) - l3*m5*sin(t1)*sin(t2 + t3)*cos(t1)*(sin(t2)*...
     (l2) + sin(t2 + t3)*l3) + lc3*m3*cos(t1)*sin(t2 + t3)*sin(t1)...
     *(sin(t2)*l2 + sin(t2 + t3)*lc2) - lc3*m3*sin(t1)...
     *sin(t2 + t3)*cos(t1)*(sin(t2)*l2 + sin(t2 + t3)*lc2))

     V2 = t3_d^2*((cos(t1)*(Iyy3*sin(t1)*sin(t2 + t3)*(cos(t1)*cos(t2 + ...
     t3)*sin(t1) - sin(t1)*cos(t2 + t3)*cos(t1)) + Iyy3*sin(t1)*cos(t2 + ...
     t3)*(cos(t1)*sin(t2 + t3)*sin(t1) - sin(t1)*sin(t2 + t3)*cos(t1))))...
     /2 - (sin(t1)*(Iyy3*cos(t1)*sin(t2 + t3)*(cos(t1)*cos(t2 + ...
     t3)*sin(t1) - sin(t1)*cos(t2 + t3)*cos(t1)) + Iyy3*cos(t1)*cos(t2 + ...
     t3)*(cos(t1)*sin(t2 + t3)*sin(t1) - sin(t1)*sin(t2 + t3)*cos(t1))))...
     /2 - l3*m4*sin(t2 + t3)*(cos(t2)*l2 + cos(t2 + t3)*l3) ...
     - l3*m5*sin(t2 + t3)*(cos(t2)*l2 + cos(t2 + t3)*l3) - ...
     lc3*m3*sin(t2 + t3)*(cos(t2)*l2 + cos(t2 + t3)*lc2) + ...
     (l3*m4*cos(t2 + t3)*sin(t2 + t3)*l3)/2 - (l3*m4*sin(t2 + ...
     (t3))*cos(t2 + t3)*l3)/2 + (l3*m5*cos(t2 + t3)*sin(t2 + t3)*...
     (l3))/2 - (l3*m5*sin(t2 + t3)*cos(t2 + t3)*l3)/2 + (lc3*m3*cos(...
     (t2) + t3)*sin(t2 + t3)*lc2)/2 - (lc3*m3*sin(t2 + t3)*cos(t2 ...
     + t3)*lc2)/2 + l3*m4*cos(t1)*cos(t2 + t3)*cos(t1)*(sin(t2)*l2 ...
     + sin(t2 + t3)*l3) + l3*m5*cos(t1)*cos(t2 + t3)*cos(t1)*(sin...
     (t2)*l2 + sin(t2 + t3)*l3) + lc3*m3*cos(t1)*cos...
     (t2 + t3)*cos(t1)*(sin(t2)*l2 + sin(t2 + t3)*lc2) + ...
     l3*m4*sin(t1)*cos(t2 + t3)*sin(t1)*(sin(t2)*l2 + sin(t2 + ...
     t3)*l3) + l3*m5*sin(t1)*cos(t2 + t3)*sin(t1)*(sin(t2)*...
     (l2) + sin(t2 + t3)*l3) + lc3*m3*sin(t1)*cos(t2 + t3)*sin(t1)...
     *(sin(t2)*l2 + sin(t2 + t3)*lc2) + (l3*m4*cos(t1)...
     *cos(t2 + t3)*sin(t2 + t3)*l3*cos(t1))/2 - (l3*m4*cos(t1)*sin...
     (t2 + t3)*cos(t2 + t3)*l3*cos(t1))/2 + (l3*m5*cos(t1)*cos...
     (t2 + t3)*sin(t2 + t3)*l3*cos(t1))/2 - (l3*m5*cos(t1)*sin...
     (t2 + t3)*cos(t2 + t3)*l3*cos(t1))/2 + (lc3*m3*cos(t1)*cos...
     (t2 + t3)*sin(t2 + t3)*lc2*cos(t1))/2 - (lc3*m3*cos(t1)*sin...
     (t2 + t3)*cos(t2 + t3)*lc2*cos(t1))/2 + (l3*m4*sin(t1)*cos...
     (t2 + t3)*sin(t2 + t3)*l3*sin(t1))/2 - (l3*m4*sin(t1)*sin...
     (t2 + t3)*cos(t2 + t3)*l3*sin(t1))/2 + (l3*m5*sin(t1)*cos...
     (t2 + t3)*sin(t2 + t3)*l3*sin(t1))/2 - (l3*m5*sin(t1)*sin...
     (t2 + t3)*cos(t2 + t3)*l3*sin(t1))/2 + (lc3*m3*sin(t1)*cos...
     (t2 + t3)*sin(t2 + t3)*lc2*sin(t1))/2 - (lc3*m3*sin(t1)*sin...
     (t2 + t3)*cos(t2 + t3)*lc2*sin(t1))/2) + t1_d^2*((Iyy2*cos(...
     (t2))*sin(t2))/2 + (Iyy2*sin(t2)*cos(t2))/2 + (Iyy3*cos(t2 + t3)...
     *sin(t2 + t3))/2 + (Iyy3*sin(t2 + t3)*cos(t2 + t3))/2 + (m4*sin(t1)...
     *sin(t1)*(cos(t2)*l2 + cos(t2 + t3)*l3)*(l3*sin(t2 + ...
     t3) + l2*sin(t2)))/2 + (m4*sin(t1)*sin(t1)*(l3*cos(t2 + t3) + l2*cos(t2))*(sin...
     (t2)*l2 + sin(t2 + t3)*l3))/2 + (m5*sin(t1)*sin...
     (t1)*(cos(t2)*l2 + cos(t2 + t3)*l3)*(l3*sin(t2 + t3) + ...
     l2*sin(t2)))/2 + (m5*sin(t1)*sin(t1)*(l3*cos(t2 + t3) + l2*cos(t2))*(sin(...
     (t2))*l2 + sin(t2 + t3)*l3))/2 + (m3*sin(t1)*sin(t1)*...
     (cos(t2)*l2 + cos(t2 + t3)*lc2)*(lc3*sin(t2 + t3) + ...
     l2*sin(t2)))/2 + (m3*sin(t1)*sin(t1)*(lc3*cos(t2 + t3) + l2*cos(t2))*(sin(...
     (t2))*l2 + sin(t2 + t3)*lc2))/2 + (m4*cos(t1)*cos(t1)*...
     (cos(t2)*l2 + cos(t2 + t3)*l3)*(l3*sin(t2 + t3) + ...
     l2*sin(t2)))/2 + (m4*cos(t1)*cos(t1)*(l3*cos(t2 + t3) + l2*cos(t2))*(sin(...
     (t2))*l2 + sin(t2 + t3)*l3))/2 + (m5*cos(t1)*cos(t1)*...
     (cos(t2)*l2 + cos(t2 + t3)*l3)*(l3*sin(t2 + t3) + ...
     l2*sin(t2)))/2 + (m5*cos(t1)*cos(t1)*(l3*cos(t2 + t3) + l2*cos(t2))*(sin(...
     (t2))*l2 + sin(t2 + t3)*l3))/2 + (m3*cos(t1)*cos(t1)*...
     (cos(t2)*l2 + cos(t2 + t3)*lc2)*(lc3*sin(t2 + t3) + ...
     l2*sin(t2)))/2 + (m3*cos(t1)*cos(t1)*(lc3*cos(t2 + t3) + l2*cos(t2))*(sin(...
     (t2))*l2 + sin(t2 + t3)*lc2))/2 + (lc2*m2*cos(t1)*cos...
     (t2)*lc2*cos(t1)*sin(t2))/2 + (lc2*m2*cos(t1)*sin(t2)*...
     (lc2)*cos(t1)*cos(t2))/2 + (lc2*m2*cos(t2)*sin(t1)*lc2*sin(t1)*sin...
     (t2))/2 + (lc2*m2*sin(t1)*sin(t2)*lc2*cos(t2)*sin(t1))/2) + t2_d^2*...
     ((cos(t1)*(Iyy3*sin(t1)*sin(t2 + t3)*(cos(t1)*cos(t2 + t3)...
     *sin(t1) - sin(t1)*cos(t2 + t3)*cos(t1)) + Iyy3*sin(t1)*cos(t2 + ...
     t3)*(cos(t1)*sin(t2 + t3)*sin(t1) - sin(t1)*sin(t2 + t3)*cos(t1))))...
     /2 - (sin(t1)*(Iyy2*cos(t1)*sin(t2)*(cos(t1)*cos(t2)*sin(t1) - sin...
     (t1)*cos(t1)*cos(t2)) + Iyy2*cos(t1)*cos(t2)*(cos(t1)*sin(t1)...
     *sin(t2) - sin(t1)*cos(t1)*sin(t2))))/2 + (cos(t1)*(Iyy2*sin(t1)*sin(...
     (t2))*(cos(t1)*cos(t2)*sin(t1) - sin(t1)*cos(t1)*cos(t2)) + Iyy2*cos(...
     (t2))*sin(t1)*(cos(t1)*sin(t1)*sin(t2) - sin(t1)*cos(t1)*sin(t2))))...
     /2 - (sin(t1)*(Iyy3*cos(t1)*sin(t2 + t3)*(cos(t1)*cos(t2 + ...
     t3)*sin(t1) - sin(t1)*cos(t2 + t3)*cos(t1)) + Iyy3*cos(t1)*cos(t2 + ...
     t3)*(cos(t1)*sin(t2 + t3)*sin(t1) - sin(t1)*sin(t2 + t3)*cos(t1))))...
     /2 - (m4*(cos(t2)*l2 + cos(t2 + t3)*l3)*(l3*sin(t2 + ...
     t3) + l2*sin(t2)))/2 - (m4*(l3*cos(t2 + t3) + l2*cos(t2))*(sin(t2)*l2 + ...
     sin(t2 + t3)*l3))/2 - (m5*(cos(t2)*l2 + cos(t2 + ...
     t3)*l3)*(l3*sin(t2 + t3) + l2*sin(t2)))/2 - (m5*(l3*cos(t2 + t3) + l2*cos...
     (t2))*(sin(t2)*l2 + sin(t2 + t3)*l3))/2 - (m3*(cos(...
     (t2))*l2 + cos(t2 + t3)*lc2)*(lc3*sin(t2 + t3) + l2*sin(t2)))...
     /2 - (m3*(lc3*cos(t2 + t3) + l2*cos(t2))*(sin(t2)*l2 + sin(t2 + ...
     t3)*lc2))/2 + (m4*sin(t1)*sin(t1)*(cos(t2)*l2 + cos...
     (t2 + t3)*l3)*(l3*sin(t2 + t3) + l2*sin(t2)))/2 + (m4*sin(t1)...
     *sin(t1)*(l3*cos(t2 + t3) + l2*cos(t2))*(sin(t2)*l2 + sin(t2 + ...
     (t3))*l3))/2 + (m5*sin(t1)*sin(t1)*(cos(t2)*l2 + cos(t2 ...
     + t3)*l3)*(l3*sin(t2 + t3) + l2*sin(t2)))/2 + (m5*sin(t1)*sin(t1)*...
     (l3*cos(t2 + t3) + l2*cos(t2))*(sin(t2)*l2 + sin(t2 + t3)...
     *l3))/2 + (m3*sin(t1)*sin(t1)*(cos(t2)*l2 + cos(t2 + ...
     t3)*lc2)*(lc3*sin(t2 + t3) + l2*sin(t2)))/2 + (m3*sin(t1)*sin(t1)*...
     (lc3*cos(t2 + t3) + l2*cos(t2))*(sin(t2)*l2 + sin(t2 + t3)...
     *lc2))/2 - (lc2*m2*cos(t2)*lc2*sin(t2))/2 - (lc2*m2*sin(t2)...
     *lc2*cos(t2))/2 + (m4*cos(t1)*cos(t1)*(cos(t2)*l2 + cos(...
     (t2) + t3)*l3)*(l3*sin(t2 + t3) + l2*sin(t2)))/2 + (m4*cos(t1)*cos...
     (t1)*(l3*cos(t2 + t3) + l2*cos(t2))*(sin(t2)*l2 + sin(t2 + ...
     (t3))*l3))/2 + (m5*cos(t1)*cos(t1)*(cos(t2)*l2 + cos(t2 ...
     + t3)*l3)*(l3*sin(t2 + t3) + l2*sin(t2)))/2 + (m5*cos(t1)*cos(t1)*...
     (l3*cos(t2 + t3) + l2*cos(t2))*(sin(t2)*l2 + sin(t2 + t3)...
     *l3))/2 + (m3*cos(t1)*cos(t1)*(cos(t2)*l2 + cos(t2 + ...
     t3)*lc2)*(lc3*sin(t2 + t3) + l2*sin(t2)))/2 + (m3*cos(t1)*cos(t1)*...
     (lc3*cos(t2 + t3) + l2*cos(t2))*(sin(t2)*l2 + sin(t2 + t3)...
     *lc2))/2 + (lc2*m2*cos(t1)*cos(t2)*lc2*cos(t1)*sin(t2))/2 + ...
     (lc2*m2*cos(t1)*sin(t2)*lc2*cos(t1)*cos(t2))/2 + (lc2*m2*cos(...
     (t2))*sin(t1)*lc2*sin(t1)*sin(t2))/2 + (lc2*m2*sin(t1)*sin(...
     (t2))*lc2*cos(t2)*sin(t1))/2) - t1_d*t2_d*((Iyy3*sin(t2 + t3)*(cos...
     (t1)*sin(t2 + t3)*sin(t1) - sin(t1)*sin(t2 + t3)*cos(t1)))/2 + (Iyy2*sin...
     (t2)*(cos(t1)*sin(t1)*sin(t2) - sin(t1)*cos(t1)*sin(t2)))/2 - ...
     (Iyy3*cos(t2 + t3)*(cos(t1)*cos(t2 + t3)*sin(t1) - sin(t1)...
     *cos(t2 + t3)*cos(t1)))/2 - (Iyy2*cos(t2)*(cos(t1)*cos(t2)*sin(t1) - sin...
     (t1)*cos(t1)*cos(t2)))/2 + (m4*cos(t1)*sin(t1)*(sin(t2)*l2 + ...
     sin(t2 + t3)*l3)*(l3*sin(t2 + t3) + l2*sin(t2)))/2 - (m4*sin(...
     (t1))*cos(t1)*(sin(t2)*l2 + sin(t2 + t3)*l3)*(l3*sin(t2 ...
     + t3) + l2*sin(t2)))/2 + (m5*cos(t1)*sin(t1)*(sin(t2)*l2 + sin(...
     (t2) + t3)*l3)*(l3*sin(t2 + t3) + l2*sin(t2)))/2 - (m5*sin(t1)*cos...
     (t1)*(sin(t2)*l2 + sin(t2 + t3)*l3)*(l3*sin(t2 + t3) + ...
     l2*sin(t2)))/2 + (m3*cos(t1)*sin(t1)*(sin(t2)*l2 + sin(t2 + ...
     t3)*lc2)*(lc3*sin(t2 + t3) + l2*sin(t2)))/2 - (m3*sin(t1)*cos(t1)*...
     (sin(t2)*l2 + sin(t2 + t3)*lc2)*(lc3*sin(t2 + t3) + ...
     l2*sin(t2)))/2 - (m4*cos(t1)*sin(t1)*(cos(t2)*l2 + cos(t2 + ...
     t3)*l3)*(l3*cos(t2 + t3) + l2*cos(t2)))/2 + (m4*sin(t1)*cos(t1)*...
     (cos(t2)*l2 + cos(t2 + t3)*l3)*(l3*cos(t2 + t3) + ...
     l2*cos(t2)))/2 - (m5*cos(t1)*sin(t1)*(cos(t2)*l2 + cos(t2 + ...
     t3)*l3)*(l3*cos(t2 + t3) + l2*cos(t2)))/2 + (m5*sin(t1)*cos(t1)*...
     (cos(t2)*l2 + cos(t2 + t3)*l3)*(l3*cos(t2 + t3) + ...
     l2*cos(t2)))/2 - (m3*cos(t1)*sin(t1)*(cos(t2)*l2 + cos(t2 + ...
     t3)*lc2)*(lc3*cos(t2 + t3) + l2*cos(t2)))/2 + (m3*sin(t1)*cos(t1)*...
     (cos(t2)*l2 + cos(t2 + t3)*lc2)*(lc3*cos(t2 + t3) + ...
     l2*cos(t2)))/2 - (lc2*m2*cos(t1)*cos(t2)*lc2*cos(t2)*sin(t1))/2 + ...
     (lc2*m2*cos(t2)*sin(t1)*lc2*cos(t1)*cos(t2))/2 + (lc2*m2*cos(...
     (t1))*sin(t2)*lc2*sin(t1)*sin(t2))/2 - (lc2*m2*sin(t1)*sin(...
     (t2))*lc2*cos(t1)*sin(t2))/2) - t1_d*t3_d*((Iyy3*sin(t2 + t3)*(cos...
     (t1)*sin(t2 + t3)*sin(t1) - sin(t1)*sin(t2 + t3)*cos(t1)))/2 - (Iyy3*cos...
     (t2 + t3)*(cos(t1)*cos(t2 + t3)*sin(t1) - sin(t1)*cos(t2 + ...
     t3)*cos(t1)))/2 + l3*m4*cos(t1)*sin(t2 + t3)*sin(t1)*(sin(t2)*l2 + ...
     sin(t2 + t3)*l3) - l3*m4*sin(t1)*sin(t2 + t3)*cos(t1)*(sin...
     (t2)*l2 + sin(t2 + t3)*l3) + l3*m5*cos(t1)*sin(t2 ...
     + t3)*sin(t1)*(sin(t2)*l2 + sin(t2 + t3)*l3) - ...
     l3*m5*sin(t1)*sin(t2 + t3)*cos(t1)*(sin(t2)*l2 + sin(t2 + ...
     t3)*l3) + lc3*m3*cos(t1)*sin(t2 + t3)*sin(t1)*(sin(t2)*...
     (l2) + sin(t2 + t3)*lc2) - lc3*m3*sin(t1)*sin(t2 + t3)*cos...
     (t1)*(sin(t2)*l2 + sin(t2 + t3)*lc2) - (m4*cos(...
     (t1))*cos(t2 + t3)*l3*sin(t1)*(l3*cos(t2 + t3) + l2*cos(t2)))/2 + ...
     (m4*sin(t1)*cos(t2 + t3)*l3*cos(t1)*(l3*cos(t2 + t3) + l2*cos...
     (t2)))/2 - (m5*cos(t1)*cos(t2 + t3)*l3*sin(t1)*(l3*cos(t2 + ...
     t3) + l2*cos(t2)))/2 + (m5*sin(t1)*cos(t2 + t3)*l3*cos(t1)*...
     (l3*cos(t2 + t3) + l2*cos(t2)))/2 - (m3*cos(t1)*cos(t2 + t3)*...
     (lc3)*sin(t1)*(lc3*cos(t2 + t3) + l2*cos(t2)))/2 + (m3*sin(t1)*cos(t2 + ...
     t3)*lc2*cos(t1)*(lc3*cos(t2 + t3) + l2*cos(t2)))/2 - (m4*cos(t1)...
     *sin(t2 + t3)*l3*sin(t1)*(l3*sin(t2 + t3) + l2*sin(t2)))/2 + ...
     (m4*sin(t1)*sin(t2 + t3)*l3*cos(t1)*(l3*sin(t2 + t3) + l2*sin...
     (t2)))/2 - (m5*cos(t1)*sin(t2 + t3)*l3*sin(t1)*(l3*sin(t2 + ...
     t3) + l2*sin(t2)))/2 + (m5*sin(t1)*sin(t2 + t3)*l3*cos(t1)*...
     (l3*sin(t2 + t3) + l2*sin(t2)))/2 - (m3*cos(t1)*sin(t2 + t3)*...
     (lc3)*sin(t1)*(lc3*sin(t2 + t3) + l2*sin(t2)))/2 + (m3*sin(t1)*sin(t2 + ...
     t3)*lc2*cos(t1)*(lc3*sin(t2 + t3) + l2*sin(t2)))/2) + t2_d*t3_d*((cos(t1)...
     *(Iyy3*sin(t1)*sin(t2 + t3)*(cos(t1)*cos(t2 + t3)*sin(t1) - ...
     sin(t1)*cos(t2 + t3)*cos(t1)) + Iyy3*sin(t1)*cos(t2 + t3)*...
     (cos(t1)*sin(t2 + t3)*sin(t1) - sin(t1)*sin(t2 + t3)*cos(t1))))/2 - (sin...
     (t1)*(Iyy3*cos(t1)*sin(t2 + t3)*(cos(t1)*cos(t2 + t3)*sin(t1) ...
     - sin(t1)*cos(t2 + t3)*cos(t1)) + Iyy3*cos(t1)*cos(t2 + t3)*...
     (cos(t1)*sin(t2 + t3)*sin(t1) - sin(t1)*sin(t2 + t3)*cos(t1))))/2 - ...
     (l3*m4*sin(t2 + t3)*(cos(t2)*l2 + cos(t2 + t3)*l3))/2 - ...
     (l3*m5*sin(t2 + t3)*(cos(t2)*l2 + cos(t2 + t3)*l3))/2 - ...
     (lc3*m3*sin(t2 + t3)*(cos(t2)*l2 + cos(t2 + t3)*lc2))/2 ...
     - (l3*m4*cos(t2 + t3)*(sin(t2)*l2 + sin(t2 + t3)*l3))/2 ...
     - (l3*m5*cos(t2 + t3)*(sin(t2)*l2 + sin(t2 + t3)*l3))/2 ...
     - (lc3*m3*cos(t2 + t3)*(sin(t2)*l2 + sin(t2 + t3)*lc2))...
     /2 + (l3*m4*cos(t1)*sin(t2 + t3)*cos(t1)*(cos(t2)*l2 + cos(t2 ...
     + t3)*l3))/2 + (l3*m5*cos(t1)*sin(t2 + t3)*cos(t1)*(cos(t2)...
     *l2 + cos(t2 + t3)*l3))/2 + (lc3*m3*cos(t1)*sin(t2 + ...
     t3)*cos(t1)*(cos(t2)*l2 + cos(t2 + t3)*lc2))/2 + ...
     (l3*m4*cos(t1)*cos(t2 + t3)*cos(t1)*(sin(t2)*l2 + sin(t2 + ...
     t3)*l3))/2 + (l3*m5*cos(t1)*cos(t2 + t3)*cos(t1)*(sin(t2)...
     *l2 + sin(t2 + t3)*l3))/2 + (lc3*m3*cos(t1)*cos(t2 + ...
     t3)*cos(t1)*(sin(t2)*l2 + sin(t2 + t3)*lc2))/2 + ...
     (l3*m4*sin(t1)*sin(t2 + t3)*sin(t1)*(cos(t2)*l2 + cos(t2 + ...
     t3)*l3))/2 + (l3*m5*sin(t1)*sin(t2 + t3)*sin(t1)*(cos(t2)...
     *l2 + cos(t2 + t3)*l3))/2 + (lc3*m3*sin(t1)*sin(t2 + ...
     t3)*sin(t1)*(cos(t2)*l2 + cos(t2 + t3)*lc2))/2 + ...
     (l3*m4*sin(t1)*cos(t2 + t3)*sin(t1)*(sin(t2)*l2 + sin(t2 + ...
     t3)*l3))/2 + (l3*m5*sin(t1)*cos(t2 + t3)*sin(t1)*(sin(t2)...
     *l2 + sin(t2 + t3)*l3))/2 + (lc3*m3*sin(t1)*cos(t2 + ...
     t3)*sin(t1)*(sin(t2)*l2 + sin(t2 + t3)*lc2))/2) - ...
     t1_d*t2_d*((Iyy3*cos(t1)*sin(t2 + t3)*sin(t2 + t3)*sin(t1))/2 - ...
     (Iyy3*sin(t1)*sin(t2 + t3)*sin(t2 + t3)*cos(t1))/2 + (m4*cos(...
     (t1))*sin(t1)*(sin(t2)*l2 + sin(t2 + t3)*l3)*(l3*sin(t2 ...
     + t3) + l2*sin(t2)))/2 - (m4*sin(t1)*cos(t1)*(sin(t2)*l2 + sin(...
     (t2) + t3)*l3)*(l3*sin(t2 + t3) + l2*sin(t2)))/2 + (m5*cos(t1)*sin...
     (t1)*(sin(t2)*l2 + sin(t2 + t3)*l3)*(l3*sin(t2 + t3) + ...
     l2*sin(t2)))/2 - (m5*sin(t1)*cos(t1)*(sin(t2)*l2 + sin(t2 + ...
     t3)*l3)*(l3*sin(t2 + t3) + l2*sin(t2)))/2 + (m3*cos(t1)*sin(t1)*...
     (sin(t2)*l2 + sin(t2 + t3)*lc2)*(lc3*sin(t2 + t3) + ...
     l2*sin(t2)))/2 - (m3*sin(t1)*cos(t1)*(sin(t2)*l2 + sin(t2 + ...
     t3)*lc2)*(lc3*sin(t2 + t3) + l2*sin(t2)))/2 - (m4*cos(t1)*sin(t1)*...
     (cos(t2)*l2 + cos(t2 + t3)*l3)*(l3*cos(t2 + t3) + ...
     l2*cos(t2)))/2 + (m4*sin(t1)*cos(t1)*(cos(t2)*l2 + cos(t2 + ...
     t3)*l3)*(l3*cos(t2 + t3) + l2*cos(t2)))/2 - (m5*cos(t1)*sin(t1)*...
     (cos(t2)*l2 + cos(t2 + t3)*l3)*(l3*cos(t2 + t3) + ...
     l2*cos(t2)))/2 + (m5*sin(t1)*cos(t1)*(cos(t2)*l2 + cos(t2 + ...
     t3)*l3)*(l3*cos(t2 + t3) + l2*cos(t2)))/2 - (m3*cos(t1)*sin(t1)*...
     (cos(t2)*l2 + cos(t2 + t3)*lc2)*(lc3*cos(t2 + t3) + ...
     l2*cos(t2)))/2 + (m3*sin(t1)*cos(t1)*(cos(t2)*l2 + cos(t2 + ...
     t3)*lc2)*(lc3*cos(t2 + t3) + l2*cos(t2)))/2 - (Iyy2*cos(t1)*cos...
     (t2)*cos(t2)*sin(t1))/2 + (Iyy2*cos(t2)*sin(t1)*cos(t1)*cos(t2))/2 ...
     - (Iyy3*cos(t1)*cos(t2 + t3)*cos(t2 + t3)*sin(t1))/2 + (Iyy3*sin...
     (t1)*cos(t2 + t3)*cos(t2 + t3)*cos(t1))/2 + (Iyy2*cos(t1)*sin...
     (t2)*sin(t1)*sin(t2))/2 - (Iyy2*sin(t1)*sin(t2)*cos(t1)*sin(t2))/2 ...
     - (lc2*m2*cos(t1)*cos(t2)*lc2*cos(t2)*sin(t1))/2 + (lc2*m2*cos(...
     (t2))*sin(t1)*lc2*cos(t1)*cos(t2))/2 + (lc2*m2*cos(t1)*sin(...
     (t2))*lc2*sin(t1)*sin(t2))/2 - (lc2*m2*sin(t1)*sin(t2)*lc2...
     *cos(t1)*sin(t2))/2) + t2_d*t3_d*((cos(t1)*(Iyy3*sin(t1)*sin(t2 + ...
     (t3))*(cos(t1)*cos(t2 + t3)*sin(t1) - sin(t1)*cos(t2 + t3)*cos(t1)) + ...
     Iyy3*sin(t1)*cos(t2 + t3)*(cos(t1)*sin(t2 + t3)*sin(t1) - sin...
     (t1)*sin(t2 + t3)*cos(t1))))/2 - (sin(t1)*(Iyy3*cos(t1)*sin(t2 + ...
     t3)*(cos(t1)*cos(t2 + t3)*sin(t1) - sin(t1)*cos(t2 + t3)*cos(t1)) + ...
     Iyy3*cos(t1)*cos(t2 + t3)*(cos(t1)*sin(t2 + t3)*sin(t1) - sin...
     (t1)*sin(t2 + t3)*cos(t1))))/2 - l3*m4*sin(t2 + t3)*(cos(t2)*l2 + ...
     cos(t2 + t3)*l3) - l3*m5*sin(t2 + t3)*(cos(t2)*l2 + cos...
     (t2 + t3)*l3) - lc3*m3*sin(t2 + t3)*(cos(t2)*l2 + cos...
     (t2 + t3)*lc2) - (m4*sin(t2 + t3)*l3*(l3*cos(t2 + ...
     t3) + l2*cos(t2)))/2 - (m5*sin(t2 + t3)*l3*(l3*cos(t2 + t3) + ...
     l2*cos(t2)))/2 - (m3*sin(t2 + t3)*lc2*(lc3*cos(t2 + t3) + l2*cos...
     (t2)))/2 + (m4*cos(t2 + t3)*l3*(l3*sin(t2 + t3) + l2*sin(t2)))/2 + ...
     (m5*cos(t2 + t3)*l3*(l3*sin(t2 + t3) + l2*sin(t2)))/2 + (m3*cos...
     (t2 + t3)*lc2*(lc3*sin(t2 + t3) + l2*sin(t2)))/2 + l3*m4*cos(...
     (t1))*cos(t2 + t3)*cos(t1)*(sin(t2)*l2 + sin(t2 + t3)*...
     (l3)) + l3*m5*cos(t1)*cos(t2 + t3)*cos(t1)*(sin(t2)*l2 + sin(...
     (t2) + t3)*l3) + lc3*m3*cos(t1)*cos(t2 + t3)*cos(t1)*(sin(t2)...
     *l2 + sin(t2 + t3)*lc2) + l3*m4*sin(t1)*cos(t2 + t3)...
     *sin(t1)*(sin(t2)*l2 + sin(t2 + t3)*l3) + l3*m5*sin...
     (t1)*cos(t2 + t3)*sin(t1)*(sin(t2)*l2 + sin(t2 + t3)...
     *l3) + lc3*m3*sin(t1)*cos(t2 + t3)*sin(t1)*(sin(t2)*l2 + sin...
     (t2 + t3)*lc2) - (m4*cos(t1)*sin(t2 + t3)*...
     (l3)*cos(t1)*(l3*cos(t2 + t3) + l2*cos(t2)))/2 - (m5*cos(t1)*sin(t2 + ...
     t3)*l3*cos(t1)*(l3*cos(t2 + t3) + l2*cos(t2)))/2 - (m3*cos(t1)*sin...
     (t2 + t3)*lc2*cos(t1)*(lc3*cos(t2 + t3) + l2*cos(t2)))/2 + (m4*cos...
     (t1)*cos(t2 + t3)*l3*cos(t1)*(l3*sin(t2 + t3) + l2*sin(t2)))...
     /2 + (m5*cos(t1)*cos(t2 + t3)*l3*cos(t1)*(l3*sin(t2 + t3) + ...
     l2*sin(t2)))/2 + (m3*cos(t1)*cos(t2 + t3)*lc2*cos(t1)*...
     (lc3*sin(t2 + t3) + l2*sin(t2)))/2 - (m4*sin(t1)*sin(t2 + t3)*...
     (l3)*sin(t1)*(l3*cos(t2 + t3) + l2*cos(t2)))/2 - (m5*sin(t1)*sin(t2 + ...
     t3)*l3*sin(t1)*(l3*cos(t2 + t3) + l2*cos(t2)))/2 - (m3*sin(t1)*sin...
     (t2 + t3)*lc2*sin(t1)*(lc3*cos(t2 + t3) + l2*cos(t2)))/2 + (m4*sin...
     (t1)*cos(t2 + t3)*l3*sin(t1)*(l3*sin(t2 + t3) + l2*sin(t2)))...
     /2 + (m5*sin(t1)*cos(t2 + t3)*l3*sin(t1)*(l3*sin(t2 + t3) + ...
     l2*sin(t2)))/2 + (m3*sin(t1)*cos(t2 + t3)*lc2*sin(t1)*...
     (lc3*sin(t2 + t3) + l2*sin(t2)))/2) - t1_d*t3_d*((Iyy3*cos(t1)*sin(t2 + ...
     t3)*sin(t2 + t3)*sin(t1))/2 - (Iyy3*sin(t1)*sin(t2 + t3)*sin...
     (t2 + t3)*cos(t1))/2 - (Iyy3*cos(t1)*cos(t2 + t3)*cos(t2 + t3)*sin...
     (t1))/2 + (Iyy3*sin(t1)*cos(t2 + t3)*cos(t2 + t3)*cos(t1))/2 - ...
     (l3*m4*cos(t1)*cos(t2 + t3)*sin(t1)*(cos(t2)*l2 + cos(t2 + ...
     t3)*l3))/2 + (l3*m4*sin(t1)*cos(t2 + t3)*cos(t1)*(cos(t2)...
     *l2 + cos(t2 + t3)*l3))/2 - (l3*m5*cos(t1)*cos(t2 + t3)...
     *sin(t1)*(cos(t2)*l2 + cos(t2 + t3)*l3))/2 + (l3*m5*sin...
     (t1)*cos(t2 + t3)*cos(t1)*(cos(t2)*l2 + cos(t2 + t3)...
     *l3))/2 - (lc3*m3*cos(t1)*cos(t2 + t3)*sin(t1)*(cos(t2)*l2 + ...
     cos(t2 + t3)*lc2))/2 + (lc3*m3*sin(t1)*cos(t2 + t3)*cos(t1)*...
     (cos(t2)*l2 + cos(t2 + t3)*lc2))/2 + (l3*m4*cos(...
     (t1))*sin(t2 + t3)*sin(t1)*(sin(t2)*l2 + sin(t2 + t3)*...
     (l3)))/2 - (l3*m4*sin(t1)*sin(t2 + t3)*cos(t1)*(sin(t2)*l2 + sin...
     (t2 + t3)*l3))/2 + (l3*m5*cos(t1)*sin(t2 + t3)*sin(t1)*(sin...
     (t2)*l2 + sin(t2 + t3)*l3))/2 - (l3*m5*sin(t1)...
     *sin(t2 + t3)*cos(t1)*(sin(t2)*l2 + sin(t2 + t3)*l3))/2 ...
     + (lc3*m3*cos(t1)*sin(t2 + t3)*sin(t1)*(sin(t2)*l2 + sin(t2 + ...
     t3)*lc2))/2 - (lc3*m3*sin(t1)*sin(t2 + t3)*cos(t1)*(sin(t2)...
     *l2 + sin(t2 + t3)*lc2))/2)

     V3 = t1_d^2*((Iyy3*cos(t2 + t3)*sin(t2 + t3))/2 + (Iyy3*sin(t2 + ...
     (t3))*cos(t2 + t3))/2 + (l3*m4*cos(t1)*sin(t2 + t3)*cos(t1)*(cos(t2)*...
     (l2) + cos(t2 + t3)*l3))/2 + (l3*m5*cos(t1)*sin(t2 + t3)*cos...
     (t1)*(cos(t2)*l2 + cos(t2 + t3)*l3))/2 + (lc3*m3*cos...
     (t1)*sin(t2 + t3)*cos(t1)*(cos(t2)*l2 + cos(t2 + t3)...
     *lc2))/2 + (l3*m4*sin(t1)*sin(t2 + t3)*sin(t1)*(cos(t2)*l2 + ...
     cos(t2 + t3)*l3))/2 + (l3*m5*sin(t1)*sin(t2 + t3)*sin(t1)*...
     (cos(t2)*l2 + cos(t2 + t3)*l3))/2 + (lc3*m3*sin(...
     (t1))*sin(t2 + t3)*sin(t1)*(cos(t2)*l2 + cos(t2 + t3)*...
     (lc3)))/2 + (m4*cos(t1)*sin(t2 + t3)*l3*cos(t1)*(l3*cos(t2 + ...
     t3) + l2*cos(t2)))/2 + (m5*cos(t1)*sin(t2 + t3)*l3*cos(t1)*...
     (l3*cos(t2 + t3) + l2*cos(t2)))/2 + (m3*cos(t1)*sin(t2 + t3)*...
     (lc3)*cos(t1)*(lc3*cos(t2 + t3) + l2*cos(t2)))/2 + (m4*sin(t1)*sin(t2 + ...
     t3)*l3*sin(t1)*(l3*cos(t2 + t3) + l2*cos(t2)))/2 + (m5*sin(t1)*sin...
     (t2 + t3)*l3*sin(t1)*(l3*cos(t2 + t3) + l2*cos(t2)))/2 + (m3*sin...
     (t1)*sin(t2 + t3)*lc2*sin(t1)*(lc3*cos(t2 + t3) + l2*cos...
     (t2)))/2) + t2_d^2*((cos(t1)*(Iyy3*sin(t1)*sin(t2 + t3)*(cos(...
     (t1))*cos(t2 + t3)*sin(t1) - sin(t1)*cos(t2 + t3)*cos(t1)) + Iyy3*sin(t1)...
     *cos(t2 + t3)*(cos(t1)*sin(t2 + t3)*sin(t1) - sin(t1)*sin(t2 ...
     + t3)*cos(t1))))/2 - (sin(t1)*(Iyy3*cos(t1)*sin(t2 + t3)*(cos(...
     (t1))*cos(t2 + t3)*sin(t1) - sin(t1)*cos(t2 + t3)*cos(t1)) + Iyy3*cos(t1)...
     *cos(t2 + t3)*(cos(t1)*sin(t2 + t3)*sin(t1) - sin(t1)*sin(t2 ...
     + t3)*cos(t1))))/2 + (l3*m4*sin(t2 + t3)*(cos(t2)*l2 + cos(t2 + ...
     t3)*l3))/2 + (l3*m5*sin(t2 + t3)*(cos(t2)*l2 + cos(t2 + ...
     t3)*l3))/2 + (lc3*m3*sin(t2 + t3)*(cos(t2)*l2 + cos(t2 ...
     + t3)*lc2))/2 - (m4*sin(t2 + t3)*l3*(l3*cos(t2 + t3) + ...
     l2*cos(t2)))/2 - (m5*sin(t2 + t3)*l3*(l3*cos(t2 + t3) + l2*cos...
     (t2)))/2 - (m3*sin(t2 + t3)*lc2*(lc3*cos(t2 + t3) + l2*cos(t2)))/2 ...
     - m4*cos(t2 + t3)*l3*(l3*sin(t2 + t3) + l2*sin(t2)) - m5*cos(...
     (t2) + t3)*l3*(l3*sin(t2 + t3) + l2*sin(t2)) - m3*cos(t2 + ...
     (t3))*lc2*(lc3*sin(t2 + t3) + l2*sin(t2)) - (l3*m4*cos(t1)*cos(t2 + t3)...
     *cos(t1)*(sin(t2)*l2 + sin(t2 + t3)*l3))/2 - (l3*m5*cos...
     (t1)*cos(t2 + t3)*cos(t1)*(sin(t2)*l2 + sin(t2 + t3)...
     *l3))/2 - (lc3*m3*cos(t1)*cos(t2 + t3)*cos(t1)*(sin(t2)*l2 + ...
     sin(t2 + t3)*lc2))/2 - (l3*m4*sin(t1)*cos(t2 + t3)*sin(t1)*...
     (sin(t2)*l2 + sin(t2 + t3)*l3))/2 - (l3*m5*sin(...
     (t1))*cos(t2 + t3)*sin(t1)*(sin(t2)*l2 + sin(t2 + t3)*...
     (l3)))/2 - (lc3*m3*sin(t1)*cos(t2 + t3)*sin(t1)*(sin(t2)*l2 + sin...
     (t2 + t3)*lc2))/2 + m4*cos(t1)*sin(t2 + t3)*...
     (l3)*cos(t1)*(l3*cos(t2 + t3) + l2*cos(t2)) + m5*cos(t1)*sin(t2 + ...
     (t3))*l3*cos(t1)*(l3*cos(t2 + t3) + l2*cos(t2)) + m3*cos(t1)*sin(t2 ...
     + t3)*lc2*cos(t1)*(lc3*cos(t2 + t3) + l2*cos(t2)) + (m4*cos(t1)*cos...
     (t2 + t3)*l3*cos(t1)*(l3*sin(t2 + t3) + l2*sin(t2)))/2 + (m5*cos...
     (t1)*cos(t2 + t3)*l3*cos(t1)*(l3*sin(t2 + t3) + l2*sin(t2)))...
     /2 + (m3*cos(t1)*cos(t2 + t3)*lc2*cos(t1)*(lc3*sin(t2 + t3) + ...
     l2*sin(t2)))/2 + m4*sin(t1)*sin(t2 + t3)*l3*sin(t1)*(l3*cos...
     (t2 + t3) + l2*cos(t2)) + m5*sin(t1)*sin(t2 + t3)*l3*sin(t1)*...
     (l3*cos(t2 + t3) + l2*cos(t2)) + m3*sin(t1)*sin(t2 + t3)*lc2...
     *sin(t1)*(lc3*cos(t2 + t3) + l2*cos(t2)) + (m4*sin(t1)*cos(t2 + t3)...
     *l3*sin(t1)*(l3*sin(t2 + t3) + l2*sin(t2)))/2 + (m5*sin(t1)*cos(t2 ...
     + t3)*l3*sin(t1)*(l3*sin(t2 + t3) + l2*sin(t2)))/2 + (m3*sin(t1)...
     *cos(t2 + t3)*lc2*sin(t1)*(lc3*sin(t2 + t3) + l2*sin(t2)))/2) + ...
     t3_d^2*((cos(t1)*(Iyy3*sin(t1)*sin(t2 + t3)*(cos(t1)*cos(t2 + ...
     t3)*sin(t1) - sin(t1)*cos(t2 + t3)*cos(t1)) + Iyy3*sin(t1)*cos(t2 + ...
     t3)*(cos(t1)*sin(t2 + t3)*sin(t1) - sin(t1)*sin(t2 + t3)*cos(t1))))...
     /2 - (sin(t1)*(Iyy3*cos(t1)*sin(t2 + t3)*(cos(t1)*cos(t2 + ...
     t3)*sin(t1) - sin(t1)*cos(t2 + t3)*cos(t1)) + Iyy3*cos(t1)*cos(t2 + ...
     t3)*(cos(t1)*sin(t2 + t3)*sin(t1) - sin(t1)*sin(t2 + t3)*cos(t1))))...
     /2 - (l3*m4*cos(t2 + t3)*sin(t2 + t3)*l3)/2 - (l3*m4*sin(t2 + ...
     t3)*cos(t2 + t3)*l3)/2 - (l3*m5*cos(t2 + t3)*sin(t2 + t3)...
     *l3)/2 - (l3*m5*sin(t2 + t3)*cos(t2 + t3)*l3)/2 - (lc3*m3*cos...
     (t2 + t3)*sin(t2 + t3)*lc2)/2 - (lc3*m3*sin(t2 + t3)...
     *cos(t2 + t3)*lc2)/2 + (l3*m4*cos(t1)*cos(t2 + t3)*sin(t2 + ...
     t3)*l3*cos(t1))/2 + (l3*m4*cos(t1)*sin(t2 + t3)*cos(t2 + t3)...
     *l3*cos(t1))/2 + (l3*m5*cos(t1)*cos(t2 + t3)*sin(t2 + t3)...
     *l3*cos(t1))/2 + (l3*m5*cos(t1)*sin(t2 + t3)*cos(t2 + t3)...
     *l3*cos(t1))/2 + (lc3*m3*cos(t1)*cos(t2 + t3)*sin(t2 + t3)...
     *lc2*cos(t1))/2 + (lc3*m3*cos(t1)*sin(t2 + t3)*cos(t2 + t3)...
     *lc2*cos(t1))/2 + (l3*m4*sin(t1)*cos(t2 + t3)*sin(t2 + t3)...
     *l3*sin(t1))/2 + (l3*m4*sin(t1)*sin(t2 + t3)*cos(t2 + t3)...
     *l3*sin(t1))/2 + (l3*m5*sin(t1)*cos(t2 + t3)*sin(t2 + t3)...
     *l3*sin(t1))/2 + (l3*m5*sin(t1)*sin(t2 + t3)*cos(t2 + t3)...
     *l3*sin(t1))/2 + (lc3*m3*sin(t1)*cos(t2 + t3)*sin(t2 + t3)...
     *lc2*sin(t1))/2 + (lc3*m3*sin(t1)*sin(t2 + t3)*cos(t2 + t3)...
     *lc2*sin(t1))/2) - t1_d*t2_d*((Iyy3*cos(t1)*sin(t2 + t3)*sin...
     (t2 + t3)*sin(t1))/2 - (Iyy3*sin(t1)*sin(t2 + t3)*sin(t2 + t3)*cos...
     (t1))/2 - (Iyy3*cos(t1)*cos(t2 + t3)*cos(t2 + t3)*sin(t1))/2 + ...
     (Iyy3*sin(t1)*cos(t2 + t3)*cos(t2 + t3)*cos(t1))/2 - (l3*m4*cos...
     (t1)*cos(t2 + t3)*sin(t1)*(cos(t2)*l2 + cos(t2 + t3)...
     *l3))/2 + (l3*m4*sin(t1)*cos(t2 + t3)*cos(t1)*(cos(t2)*l2 + ...
     cos(t2 + t3)*l3))/2 - (l3*m5*cos(t1)*cos(t2 + t3)*sin(t1)*...
     (cos(t2)*l2 + cos(t2 + t3)*l3))/2 + (l3*m5*sin(...
     (t1))*cos(t2 + t3)*cos(t1)*(cos(t2)*l2 + cos(t2 + t3)*...
     (l3)))/2 - (lc3*m3*cos(t1)*cos(t2 + t3)*sin(t1)*(cos(t2)*l2 + cos...
     (t2 + t3)*lc2))/2 + (lc3*m3*sin(t1)*cos(t2 + t3)*cos(t1)*(cos...
     (t2)*l2 + cos(t2 + t3)*lc2))/2 + (m4*cos(t1)*sin...
     (t2 + t3)*l3*sin(t1)*(l3*sin(t2 + t3) + l2*sin(t2)))/2 - (m4*sin...
     (t1)*sin(t2 + t3)*l3*cos(t1)*(l3*sin(t2 + t3) + l2*sin(t2)))...
     /2 + (m5*cos(t1)*sin(t2 + t3)*l3*sin(t1)*(l3*sin(t2 + t3) + ...
     l2*sin(t2)))/2 - (m5*sin(t1)*sin(t2 + t3)*l3*cos(t1)*(l3*sin...
     (t2 + t3) + l2*sin(t2)))/2 + (m3*cos(t1)*sin(t2 + t3)*lc2*sin...
     (t1)*(lc3*sin(t2 + t3) + l2*sin(t2)))/2 - (m3*sin(t1)*sin(t2 + t3)...
     *lc2*cos(t1)*(lc3*sin(t2 + t3) + l2*sin(t2)))/2) - t1_d*t2_d*((Iyy3*sin(...
     (t2) + t3)*(cos(t1)*sin(t2 + t3)*sin(t1) - sin(t1)*sin(t2 + t3)*cos...
     (t1)))/2 - (Iyy3*cos(t2 + t3)*(cos(t1)*cos(t2 + t3)*sin(t1) - sin...
     (t1)*cos(t2 + t3)*cos(t1)))/2 - (l3*m4*cos(t1)*sin(t2 + t3)*sin(t1)*(sin...
     (t2)*l2 + sin(t2 + t3)*l3))/2 + (l3*m4*sin(t1)...
     *sin(t2 + t3)*cos(t1)*(sin(t2)*l2 + sin(t2 + t3)*l3))/2 ...
     - (l3*m5*cos(t1)*sin(t2 + t3)*sin(t1)*(sin(t2)*l2 + sin(t2 + ...
     t3)*l3))/2 + (l3*m5*sin(t1)*sin(t2 + t3)*cos(t1)*(sin(t2)...
     *l2 + sin(t2 + t3)*l3))/2 - (lc3*m3*cos(t1)*sin(t2 + ...
     t3)*sin(t1)*(sin(t2)*l2 + sin(t2 + t3)*lc2))/2 + ...
     (lc3*m3*sin(t1)*sin(t2 + t3)*cos(t1)*(sin(t2)*l2 + sin(t2 + ...
     t3)*lc2))/2 - (m4*cos(t1)*cos(t2 + t3)*l3*sin(t1)...
     *(l3*cos(t2 + t3) + l2*cos(t2)))/2 + (m4*sin(t1)*cos(t2 + t3)*...
     (l3)*cos(t1)*(l3*cos(t2 + t3) + l2*cos(t2)))/2 - (m5*cos(t1)*cos(t2 + ...
     t3)*l3*sin(t1)*(l3*cos(t2 + t3) + l2*cos(t2)))/2 + (m5*sin(t1)*cos...
     (t2 + t3)*l3*cos(t1)*(l3*cos(t2 + t3) + l2*cos(t2)))/2 - (m3*cos...
     (t1)*cos(t2 + t3)*lc2*sin(t1)*(lc3*cos(t2 + t3) + l2*cos...
     (t2)))/2 + (m3*sin(t1)*cos(t2 + t3)*lc2*cos(t1)*(lc3*cos(t2 + ...
     t3) + l2*cos(t2)))/2 + m4*cos(t1)*sin(t2 + t3)*l3*sin(t1)*...
     (l3*sin(t2 + t3) + l2*sin(t2)) - m4*sin(t1)*sin(t2 + t3)*l3...
     *cos(t1)*(l3*sin(t2 + t3) + l2*sin(t2)) + m5*cos(t1)*sin(t2 + t3)...
     *l3*sin(t1)*(l3*sin(t2 + t3) + l2*sin(t2)) - m5*sin(t1)*sin(t2 + ...
     t3)*l3*cos(t1)*(l3*sin(t2 + t3) + l2*sin(t2)) + m3*cos(t1)*sin(...
     (t2) + t3)*lc2*sin(t1)*(lc3*sin(t2 + t3) + l2*sin(t2)) - m3*sin(t1)...
     *sin(t2 + t3)*lc2*cos(t1)*(lc3*sin(t2 + t3) + l2*sin(t2))) + ...
     t2_d*t3_d*((cos(t1)*(Iyy3*sin(t1)*sin(t2 + t3)*(cos(t1)*cos...
     (t2 + t3)*sin(t1) - sin(t1)*cos(t2 + t3)*cos(t1)) + Iyy3*sin(t1)*cos(...
     (t2) + t3)*(cos(t1)*sin(t2 + t3)*sin(t1) - sin(t1)*sin(t2 + t3)*cos...
     (t1))))/2 - (sin(t1)*(Iyy3*cos(t1)*sin(t2 + t3)*(cos(t1)*cos...
     (t2 + t3)*sin(t1) - sin(t1)*cos(t2 + t3)*cos(t1)) + Iyy3*cos(t1)*cos(...
     (t2) + t3)*(cos(t1)*sin(t2 + t3)*sin(t1) - sin(t1)*sin(t2 + t3)*cos...
     (t1))))/2 + (l3*m4*sin(t2 + t3)*(cos(t2)*l2 + cos(t2 + t3)...
     *l3))/2 + (l3*m5*sin(t2 + t3)*(cos(t2)*l2 + cos(t2 + ...
     (t3))*l3))/2 + (lc3*m3*sin(t2 + t3)*(cos(t2)*l2 + cos(t2 + ...
     t3)*lc2))/2 - l3*m4*cos(t2 + t3)*sin(t2 + t3)*l3 - ...
     (l3*m4*sin(t2 + t3)*cos(t2 + t3)*l3)/2 - l3*m5*cos(t2 + ...
     (t3))*sin(t2 + t3)*l3 - (l3*m5*sin(t2 + t3)*cos(t2 + t3)*l3)...
     /2 - lc3*m3*cos(t2 + t3)*sin(t2 + t3)*lc2 - (lc3*m3*sin(t2 + ...
     t3)*cos(t2 + t3)*lc2)/2 - (l3*m4*cos(t1)*cos(t2 + t3)*cos(t1)*(sin...
     (t2)*l2 + sin(t2 + t3)*l3))/2 - (l3*m5*cos(t1)...
     *cos(t2 + t3)*cos(t1)*(sin(t2)*l2 + sin(t2 + t3)*l3))/2 ...
     - (lc3*m3*cos(t1)*cos(t2 + t3)*cos(t1)*(sin(t2)*l2 + sin(t2 + ...
     t3)*lc2))/2 - (l3*m4*sin(t1)*cos(t2 + t3)*sin(t1)*(sin(t2)...
     *l2 + sin(t2 + t3)*l3))/2 - (l3*m5*sin(t1)*cos(t2 + t3)...
     *sin(t1)*(sin(t2)*l2 + sin(t2 + t3)*l3))/2 - ...
     (lc3*m3*sin(t1)*cos(t2 + t3)*sin(t1)*(sin(t2)*l2 + sin(t2 + ...
     t3)*lc2))/2 + (l3*m4*cos(t1)*cos(t2 + t3)*sin(t2 + t3)...
     *l3*cos(t1))/2 + l3*m4*cos(t1)*sin(t2 + t3)*cos(t2 + t3)*...
     (l3)*cos(t1) + (l3*m5*cos(t1)*cos(t2 + t3)*sin(t2 + t3)*l3...
     *cos(t1))/2 + l3*m5*cos(t1)*sin(t2 + t3)*cos(t2 + t3)*l3*cos...
     (t1) + (lc3*m3*cos(t1)*cos(t2 + t3)*sin(t2 + t3)*lc2*cos(t1))...
     /2 + lc3*m3*cos(t1)*sin(t2 + t3)*cos(t2 + t3)*lc2*cos(t1) + ...
     (l3*m4*sin(t1)*cos(t2 + t3)*sin(t2 + t3)*l3*sin(t1))/2 + ...
     l3*m4*sin(t1)*sin(t2 + t3)*cos(t2 + t3)*l3*sin(t1) + ...
     (l3*m5*sin(t1)*cos(t2 + t3)*sin(t2 + t3)*l3*sin(t1))/2 + ...
     l3*m5*sin(t1)*sin(t2 + t3)*cos(t2 + t3)*l3*sin(t1) + ...
     (lc3*m3*sin(t1)*cos(t2 + t3)*sin(t2 + t3)*lc2*sin(t1))/2 + ...
     lc3*m3*sin(t1)*sin(t2 + t3)*cos(t2 + t3)*lc2*sin(t1)) - ...
     t1_d*t3_d*((Iyy3*cos(t1)*sin(t2 + t3)*sin(t2 + t3)*sin(t1))/2 - ...
     (Iyy3*sin(t1)*sin(t2 + t3)*sin(t2 + t3)*cos(t1))/2 - (Iyy3*cos(...
     (t1))*cos(t2 + t3)*cos(t2 + t3)*sin(t1))/2 + (Iyy3*sin(t1)*cos(...
     (t2) + t3)*cos(t2 + t3)*cos(t1))/2 - (l3*m4*cos(t1)*cos(t2 + t3)*sin(t1)*...
     (cos(t2)*l2 + cos(t2 + t3)*l3))/2 + (l3*m4*sin(...
     (t1))*cos(t2 + t3)*cos(t1)*(cos(t2)*l2 + cos(t2 + t3)*...
     (l3)))/2 - (l3*m5*cos(t1)*cos(t2 + t3)*sin(t1)*(cos(t2)*l2 + cos...
     (t2 + t3)*l3))/2 + (l3*m5*sin(t1)*cos(t2 + t3)*cos(t1)*(cos...
     (t2)*l2 + cos(t2 + t3)*l3))/2 - (lc3*m3*cos(t1)...
     *cos(t2 + t3)*sin(t1)*(cos(t2)*l2 + cos(t2 + t3)*lc2))...
     /2 + (lc3*m3*sin(t1)*cos(t2 + t3)*cos(t1)*(cos(t2)*l2 + cos(...
     (t2) + t3)*lc2))/2 + (l3*m4*cos(t1)*sin(t2 + t3)*sin(t2 ...
     + t3)*l3*sin(t1))/2 - (l3*m4*sin(t1)*sin(t2 + t3)*sin(t2 + ...
     t3)*l3*cos(t1))/2 + (l3*m5*cos(t1)*sin(t2 + t3)*sin(t2 + t3)...
     *l3*sin(t1))/2 - (l3*m5*sin(t1)*sin(t2 + t3)*sin(t2 + t3)...
     *l3*cos(t1))/2 + (lc3*m3*cos(t1)*sin(t2 + t3)*sin(t2 + t3)...
     *lc2*sin(t1))/2 - (lc3*m3*sin(t1)*sin(t2 + t3)*sin(t2 + t3)...
     *lc2*cos(t1))/2) + t2_d*t3_d*((cos(t1)*(Iyy3*sin(t1)*sin(t2 + ...
     (t3))*(cos(t1)*cos(t2 + t3)*sin(t1) - sin(t1)*cos(t2 + t3)*cos(t1)) + ...
     Iyy3*sin(t1)*cos(t2 + t3)*(cos(t1)*sin(t2 + t3)*sin(t1) - sin...
     (t1)*sin(t2 + t3)*cos(t1))))/2 - (sin(t1)*(Iyy3*cos(t1)*sin(t2 + ...
     t3)*(cos(t1)*cos(t2 + t3)*sin(t1) - sin(t1)*cos(t2 + t3)*cos(t1)) + ...
     Iyy3*cos(t1)*cos(t2 + t3)*(cos(t1)*sin(t2 + t3)*sin(t1) - sin...
     (t1)*sin(t2 + t3)*cos(t1))))/2 - (m4*sin(t2 + t3)*l3*(l3*cos...
     (t2 + t3) + l2*cos(t2)))/2 - (m5*sin(t2 + t3)*l3*(l3*cos(t2 + t3) + ...
     l2*cos(t2)))/2 - (m3*sin(t2 + t3)*lc2*(lc3*cos(t2 + t3) + l2*cos...
     (t2)))/2 - (l3*m4*cos(t2 + t3)*sin(t2 + t3)*l3)/2 - (l3*m5*cos(...
     (t2) + t3)*sin(t2 + t3)*l3)/2 - (lc3*m3*cos(t2 + t3)*sin(t2 + ...
     t3)*lc2)/2 + (m4*cos(t1)*cos(t2 + t3)*l3*cos(t1)*...
     (l3*sin(t2 + t3) + l2*sin(t2)))/2 + (m5*cos(t1)*cos(t2 + t3)*...
     (l3)*cos(t1)*(l3*sin(t2 + t3) + l2*sin(t2)))/2 + (m3*cos(t1)*cos(t2 + ...
     t3)*lc2*cos(t1)*(lc3*sin(t2 + t3) + l2*sin(t2)))/2 + (m4*sin(t1)...
     *cos(t2 + t3)*l3*sin(t1)*(l3*sin(t2 + t3) + l2*sin(t2)))/2 + ...
     (m5*sin(t1)*cos(t2 + t3)*l3*sin(t1)*(l3*sin(t2 + t3) + l2*sin...
     (t2)))/2 + (m3*sin(t1)*cos(t2 + t3)*lc2*sin(t1)*(lc3*sin(t2 + ...
     t3) + l2*sin(t2)))/2 + (l3*m4*cos(t1)*sin(t2 + t3)*cos(t2 + t3)...
     *l3*cos(t1))/2 + (l3*m5*cos(t1)*sin(t2 + t3)*cos(t2 + t3)...
     *l3*cos(t1))/2 + (lc3*m3*cos(t1)*sin(t2 + t3)*cos(t2 + t3)...
     *lc2*cos(t1))/2 + (l3*m4*sin(t1)*sin(t2 + t3)*cos(t2 + t3)...
     *l3*sin(t1))/2 + (l3*m5*sin(t1)*sin(t2 + t3)*cos(t2 + t3)...
     *l3*sin(t1))/2 + (lc3*m3*sin(t1)*sin(t2 + t3)*cos(t2 + t3)...
     *lc2*sin(t1))/2) - t1_d*t3_d*((Iyy3*sin(t2 + t3)*(cos(t1)*sin...
     (t2 + t3)*sin(t1) - sin(t1)*sin(t2 + t3)*cos(t1)))/2 - (Iyy3*cos(t2 + ...
     t3)*(cos(t1)*cos(t2 + t3)*sin(t1) - sin(t1)*cos(t2 + t3)*cos(t1)))...
     /2 - (m4*cos(t1)*cos(t2 + t3)*l3*sin(t1)*(l3*cos(t2 + t3) + ...
     l2*cos(t2)))/2 + (m4*sin(t1)*cos(t2 + t3)*l3*cos(t1)*(l3*cos...
     (t2 + t3) + l2*cos(t2)))/2 - (m5*cos(t1)*cos(t2 + t3)*l3*sin...
     (t1)*(l3*cos(t2 + t3) + l2*cos(t2)))/2 + (m5*sin(t1)*cos(t2 + t3)...
     *l3*cos(t1)*(l3*cos(t2 + t3) + l2*cos(t2)))/2 - (m3*cos(t1)*cos(t2 ...
     + t3)*lc2*sin(t1)*(lc3*cos(t2 + t3) + l2*cos(t2)))/2 + (m3*sin(t1)...
     *cos(t2 + t3)*lc2*cos(t1)*(lc3*cos(t2 + t3) + l2*cos(t2)))/2 + ...
     (l3*m4*cos(t1)*sin(t2 + t3)*sin(t2 + t3)*l3*sin(t1))/2 - ...
     (l3*m4*sin(t1)*sin(t2 + t3)*sin(t2 + t3)*l3*cos(t1))/2 + ...
     (l3*m5*cos(t1)*sin(t2 + t3)*sin(t2 + t3)*l3*sin(t1))/2 - ...
     (l3*m5*sin(t1)*sin(t2 + t3)*sin(t2 + t3)*l3*cos(t1))/2 + ...
     (lc3*m3*cos(t1)*sin(t2 + t3)*sin(t2 + t3)*lc2*sin(t1))/2 - ...
     (lc3*m3*sin(t1)*sin(t2 + t3)*sin(t2 + t3)*lc2*cos(t1))/2)

     V4 = 0;
     V5 = 0;

     % TINH D
     D = [D11 D12 D13 D14 D15;...
          D21 D22 D23 D24 D25;...
          D31 D32 D33 D34 D35;...
          D41 D42 D43 D44 D45;...
          D51 D52 D53 D54 D55;];

     % TINH V
     V = [V1; V2; V3; V4; V5;]

     % TINH tau
     %tau = D*q_dd + V + G
     tau = V + G

     % MOMENT PLOT
     plot(i,tau(3),'.g'); xlabel('Time (s)'); ylabel('Tau (Nm)');
     hold on
     grid on
end
